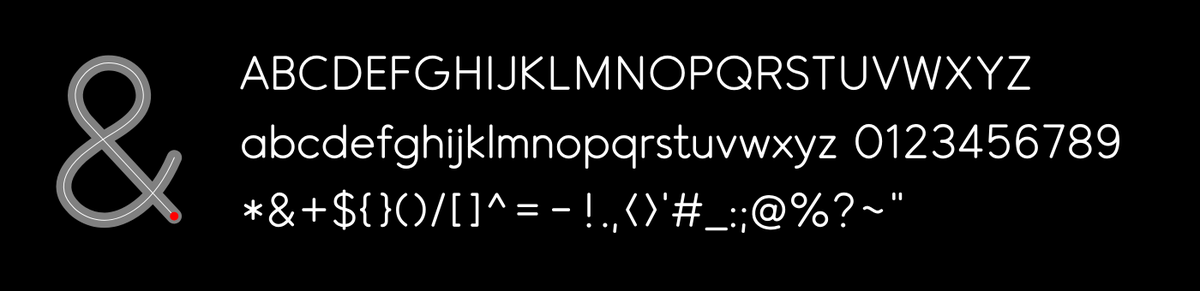
Frame 1 (no input)
Frame 60 (no input): identical to frame 1, image omitted
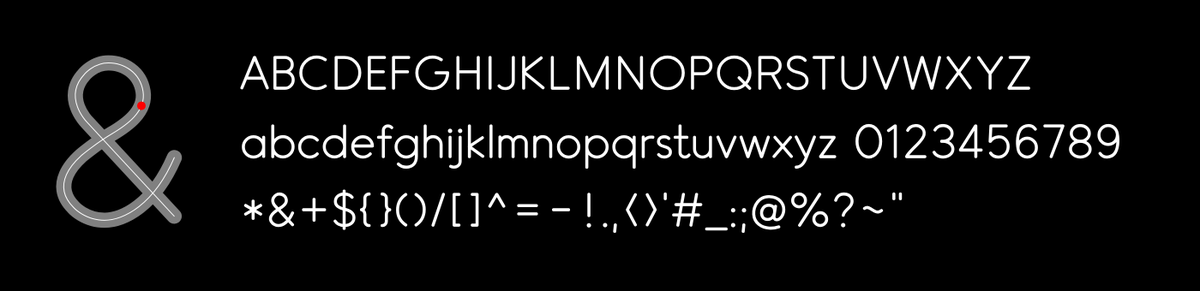
Frame 120 (the mouse pressed at the canvas centre since frame 60)

The p5.js sketch that drew these frames (run headless with seeded random() and noise() and a simulated clock; from frame 60 on, the mouse is pressed at the canvas centre):

// p5.js sketch
// ── sketch.js
// LeonSans — p5.js port
// Original LeonSans by Jongmin Kim, 2019: https://github.com/cmiscm/leonsans
// p5.js adaptation by Golan Levin, 2026
//
// LeonSans weight (1–900) controls both the Bezier geometry AND the line
// thickness — both are derived from the same 'weight' parameter.
// At low weight the letters are hairline thin; at high weight they are bold
// with noticeably different stroke contours (not just a thicker line).
// Font data (LEON_FONT) is loaded from fontData.js.


// ─── p5.js lifecycle ──────────────────────────────────────────────────────────
let weightSlider;
let roundCheckbox;

function setup() {
  createCanvas(1400, 340);
  pixelDensity(2);

  roundCheckbox = createCheckbox('', true);
  roundCheckbox.position(10, height + 12);
  roundCheckbox.changed(() => redraw());

  weightSlider = createSlider(1, 900, 400, 1);
  weightSlider.position(35, height + 12);
  weightSlider.style('width', 200 + 'px');
  weightSlider.input(() => redraw());
}

function draw() {
  background(0);

  const w = weightSlider.value(); // 1...900
  let DISPLAY_SIZE = 56; 
  let trk = 0; // tracking
  let byp = false; // bypass weight
  let rnd = roundCheckbox.checked(); // rounded endcaps
  
  stroke('white'); 
  drawLeon("ABCDEFGHIJKLMNOPQRSTUVWXYZ", 280, 60, DISPLAY_SIZE, w, trk, byp, rnd);
  drawLeon("abcdefghijklmnopqrstuvwxyz 0123456789", 280, 140, DISPLAY_SIZE, w, trk, byp, rnd);
  drawLeon("*&+${}()/[]^=-!.,<>'#_:;@%?~\"", 280, 220, DISPLAY_SIZE, w, trk, byp, rnd);

  stroke('gray');
  drawLeon("&", 50, 40, 280, w, 0, false, rnd);
  stroke('white');
  drawLeon("&", 50, 40, 280, w, 0, true, rnd);

  // Sample each stroke of the big '&' at a specified fraction, and draw a red dot.
  let mouseFrac = mouseY/height;
  const pts = getLeonGlyphPathPoints('&', 50, 40, 280, w, mouseFrac, rnd);
  noStroke();
  fill('red');
  for (const pt of pts) {
    circle(pt.x, pt.y, 10);
  }
}

//==============================================================================
// LEON SANS
// ─── Weight & scale constants (mirrored from src/core/util.js) ───────────────
const MIN_FONT_WEIGHT  = 1;
const MAX_FONT_WEIGHT  = 900;
const MAX_LINE_WIDTH   = 70;
const FONT_WEIGHT_LIMIT = 80;
const FR_1             = 1;      // font-ratio at thin weight
const FR_2             = 0.78;   // font-ratio at bold weight (slight compression)
const DEFAULT_FONT_SIZE = 500;   // design reference size
const RECT_RATIO       = 0.49;   // advance-width / design-unit conversion factor

// ─── Weight formula functions (from src/core/util.js) ────────────────────────

// Maps weight (1–900) → fontW (1–70), the internal stroke-width unit.
function getFontW(weight) {
  return (MAX_LINE_WIDTH - MIN_FONT_WEIGHT) / (MAX_FONT_WEIGHT - MIN_FONT_WEIGHT)
         * (weight - MIN_FONT_WEIGHT) + MIN_FONT_WEIGHT;
}

// Maps fontW → weightRatio (0–~0.86); drives Bezier control-point blending.
function getWeightRatio(fontW) {
  return fontW / (FONT_WEIGHT_LIMIT - MIN_FONT_WEIGHT);
}

// Maps fontW → arc-cap radius (4–58 design units).
function getCircleRound(fontW) {
  return (58 - 4) / (FONT_WEIGHT_LIMIT - MIN_FONT_WEIGHT) * (fontW - MIN_FONT_WEIGHT) + 4;
}

// Maps size (px) → scale factor relative to the 500-unit design grid.
function getLeoScale(size) { return size / DEFAULT_FONT_SIZE; }

// Maps weightRatio → slight horizontal compression at heavy weights.
function getFontRatio(wr) { return (FR_2 - FR_1) * wr + FR_1; }

// Canvas stroke width from fontW and scale.
function getLeoLineW(fontW, scale) { return Math.max(1, fontW * scale); }

// ─── Coordinate conversion (from src/core/vector.js) ─────────────────────────
// Each glyph vertex carries per-axis ratio values (v.ratio.x, v.ratio.y) that
// control how strongly that vertex responds to weight changes.  Vertices with
// ratio.x = 0 don't move horizontally as weight increases; ratio.x = 1 is full
// movement.  This is what makes the Bezier geometry morph with weight.

function cvtX(x, ratioX, range, scale, cx) {
  const rr = range.r  * ratioX;
  const gx = (range.gx2 - range.gx1) * rr + range.gx1;
  const fr = (range.fr2 - range.fr1) * rr + range.fr1;
  return cx + (x - gx) * scale * fr;
}

function cvtY(y, ratioY, range, scale, cy) {
  const rr = range.r  * ratioY;
  const gy = (range.gy2 - range.gy1) * rr + range.gy1;
  const fr = (range.fr2 - range.fr1) * rr + range.fr1;
  return cy + (y - gy) * scale * fr;
}

// ─── Cap-inset helpers ───────────────────────────────────────────────────────
// When roundCaps is true, each open stroke endpoint must be pulled inward by
// lineW/2 so the tip of the round endcap lands where the square cap would have.
// These helpers implement that trimming via arc-length walking + De Casteljau.

// Find Bezier parameter t such that arc-length from t=0 to t ≈ targetLen.
// For lines this is exact; for cubics a 20-step chord table is used.
function _tAtDist(seg, targetLen) {
  if (seg.type === 'l') {
    const d = Math.sqrt((seg.x2-seg.x1)**2 + (seg.y2-seg.y1)**2);
    return d > 0 ? Math.max(0, Math.min(1, targetLen / d)) : 0;
  }
  const STEPS = 20;
  let px = seg.x1, py = seg.y1, cum = 0;
  for (let i = 1; i <= STEPS; i++) {
    const u  = i / STEPS;
    const qx = bezierPoint(seg.x1, seg.x2, seg.x3, seg.x4, u);
    const qy = bezierPoint(seg.y1, seg.y2, seg.y3, seg.y4, u);
    const d  = Math.sqrt((qx-px)**2 + (qy-py)**2);
    if (cum + d >= targetLen) {
      const frac = d > 0 ? (targetLen - cum) / d : 0;
      return (i - 1 + frac) / STEPS;
    }
    cum += d; px = qx; py = qy;
  }
  return 1;
}

// De Casteljau: return the [startT, 1] portion of a segment.
function _segTrimFrom(seg, t) {
  if (t <= 0) return seg;
  if (seg.type === 'l') {
    return { type: 'l',
      x1: lerp(seg.x1, seg.x2, t), y1: lerp(seg.y1, seg.y2, t),
      x2: seg.x2, y2: seg.y2 };
  }
  const ax = lerp(seg.x1, seg.x2, t), ay = lerp(seg.y1, seg.y2, t); // P01
  const bx = lerp(seg.x2, seg.x3, t), by = lerp(seg.y2, seg.y3, t); // P12
  const cx = lerp(seg.x3, seg.x4, t), cy = lerp(seg.y3, seg.y4, t); // P23
  const dx = lerp(ax, bx, t),         dy = lerp(ay, by, t);          // P012
  const ex = lerp(bx, cx, t),         ey = lerp(by, cy, t);          // P123
  const fx = lerp(dx, ex, t),         fy = lerp(dy, ey, t);          // B(t)
  return { type: 'b', x1: fx, y1: fy, x2: ex, y2: ey, x3: cx, y3: cy, x4: seg.x4, y4: seg.y4 };
}

// De Casteljau: return the [0, endT] portion of a segment.
function _segTrimTo(seg, t) {
  if (t >= 1) return seg;
  if (seg.type === 'l') {
    return { type: 'l',
      x1: seg.x1, y1: seg.y1,
      x2: lerp(seg.x1, seg.x2, t), y2: lerp(seg.y1, seg.y2, t) };
  }
  const ax = lerp(seg.x1, seg.x2, t), ay = lerp(seg.y1, seg.y2, t); // P01
  const bx = lerp(seg.x2, seg.x3, t), by = lerp(seg.y2, seg.y3, t); // P12
  const cx = lerp(seg.x3, seg.x4, t), cy = lerp(seg.y3, seg.y4, t); // P23
  const dx = lerp(ax, bx, t),         dy = lerp(ay, by, t);          // P012
  const ex = lerp(bx, cx, t),         ey = lerp(by, cy, t);          // P123
  const fx = lerp(dx, ex, t),         fy = lerp(dy, ey, t);          // B(t)
  return { type: 'b', x1: seg.x1, y1: seg.y1, x2: ax, y2: ay, x3: dx, y3: dy, x4: fx, y4: fy };
}

// Trim `inset` pixels from both ends of a segment array via arc-length walking.
function _insetSegs(segs, inset) {
  let s = [...segs];
  let lens = s.map(seg => _leonSegLen(seg));
  const total = lens.reduce((a, b) => a + b, 0);
  if (total <= 2 * inset) return s;  // path too short — leave untouched

  // Trim start: walk `inset` px from the beginning.
  let rem = inset, i = 0;
  while (i < s.length - 1 && rem > lens[i]) { rem -= lens[i++]; }
  s[i] = _segTrimFrom(s[i], _tAtDist(s[i], rem));
  s = s.slice(i);

  // Trim end: walk `inset` px back from the new end.
  lens = s.map(seg => _leonSegLen(seg));
  const total2 = lens.reduce((a, b) => a + b, 0);
  const endTarget = total2 - inset;
  let cum = 0, j = 0;
  while (j < s.length - 1 && cum + lens[j] < endTarget) { cum += lens[j++]; }
  s[j] = _segTrimTo(s[j], _tAtDist(s[j], endTarget - cum));
  return s.slice(0, j + 1);
}

// Draw a pre-built segment array as a single open p5.js shape.
function _drawSegs(segs) {
  if (segs.length === 0) return;
  beginShape();
  vertex(segs[0].x1, segs[0].y1);
  for (const seg of segs) {
    if (seg.type === 'l') vertex(seg.x2, seg.y2);
    else                  bezierVertex(seg.x2, seg.y2, seg.x3, seg.y3, seg.x4, seg.y4);
  }
  endShape();
}

// ─── Glyph rendering ─────────────────────────────────────────────────────────
// Draws one LeonSans glyph at top-left position (charX, charY).
// capInset > 0 trims open stroke endpoints inward for round-cap compensation.
function drawLeonGlyph(t, charX, charY, range, scale, fontRatio, circleRound, capInset = 0) {
  const rectW = t.rect.w * RECT_RATIO * scale;
  const rectH = (t.rect.h + 220) * RECT_RATIO * scale;
  const cx = charX + rectW / 2;
  const cy = charY + (rectH - (220 - 90) * RECT_RATIO * scale) / 2;

  for (const path of t.p) {
    // Closed loops have no free endpoints — no cap overshoot to correct.
    // Paths containing 'a' arc-caps handle their own termination geometry.
    const isClosed = path.v.some(v => v.ratio.c);
    const hasArc   = path.v.some(v => v.type === 'a');
    const doInset  = capInset > 0 && !isClosed && !hasArc;

    let segs = [], prevX = 0, prevY = 0;

    const flushSegs = () => {
      if (segs.length === 0) return;
      let shouldInset = doInset;
      if (shouldInset) {
        // Geometric closure fallback: some loops (e.g. 'D') lack ratio.c but
        // return exactly to their 'm' anchor. Check last endpoint vs first anchor.
        const last = segs[segs.length - 1];
        const endX = last.type === 'l' ? last.x2 : last.x4;
        const endY = last.type === 'l' ? last.y2 : last.y4;
        if (Math.hypot(endX - segs[0].x1, endY - segs[0].y1) < 0.5) {
          shouldInset = false;
        }
      }
      _drawSegs(shouldInset ? _insetSegs(segs, capInset) : segs);
      segs = [];
    };

    for (const v of path.v) {
      const rx = v.ratio.x, ry = v.ratio.y;

      if (v.type === 'a') {
        flushSegs();
        const ax = cvtX(v.x, rx, range, scale, cx);
        const ay = cvtY(v.y, ry, range, scale, cy);
        const r  = Math.max(0.5, circleRound * scale * fontRatio);
        push(); strokeCap(ROUND); 
        strokeWeight(r * 2); point(ax, ay); pop();

      } else if (v.type === 'm') {
        flushSegs();
        prevX = cvtX(v.x, rx, range, scale, cx);
        prevY = cvtY(v.y, ry, range, scale, cy);

      } else if (v.type === 'l') {
        const lx = cvtX(v.x, rx, range, scale, cx);
        const ly = cvtY(v.y, ry, range, scale, cy);
        segs.push({ type: 'l', x1: prevX, y1: prevY, x2: lx, y2: ly });
        prevX = lx; prevY = ly;

      } else if (v.type === 'b') {
        // Cubic Bezier: v.x/y = cp1,  v.x2/y2 = cp2,  v.x3/y3 = endpoint.
        const bx1 = cvtX(v.x,  rx, range, scale, cx), by1 = cvtY(v.y,  ry, range, scale, cy);
        const bx2 = cvtX(v.x2, rx, range, scale, cx), by2 = cvtY(v.y2, ry, range, scale, cy);
        const bx3 = cvtX(v.x3, rx, range, scale, cx), by3 = cvtY(v.y3, ry, range, scale, cy);
        segs.push({ type: 'b', x1: prevX, y1: prevY, x2: bx1, y2: by1, x3: bx2, y3: by2, x4: bx3, y4: by3 });
        prevX = bx3; prevY = by3;
      }
    }
    flushSegs();
  }
}

// ─── String layout + rendering ────────────────────────────────────────────────
// Renders a string at (x, y) with the given size and LeonSans weight (1–900).
// tracking adjusts inter-character spacing (0 = default, positive = wider).
function drawLeon(str, x, y, size, weight, tracking = 0, bypassW = false, roundCaps = false) {
  const fontW       = getFontW(weight);
  const weightRatio = getWeightRatio(fontW);
  const circleRound = getCircleRound(fontW);
  const scale       = getLeoScale(size);
  const fontRatio   = getFontRatio(weightRatio);
  const trackingPx  = tracking * 50 * scale;
  const lineW       = getLeoLineW(fontW, scale);

  strokeWeight(bypassW ? 1 : lineW);
  strokeCap(roundCaps ? ROUND : SQUARE);
  strokeJoin(roundCaps ? ROUND : MITER); 
  noFill();

  // When round caps are active (and not in spine/bypassW mode), pull each open
  // stroke endpoint inward by lineW/2 so the semicircular cap tip lands exactly
  // where the square cap endpoint was.
  const capInset = (roundCaps /*&& !bypassW */) ? lineW / 2 : 0;

  let curX = x;
  for (const ch of str) {
    const t = LEON_FONT[ch] || LEON_FONT['tofu'];
    const range = {
      r:   weightRatio,
      cr:  circleRound,
      fr1: FR_1,
      fr2: FR_2,
      gx1: t.ratio.x1,
      gx2: t.ratio.x2,
      gy1: t.ratio.y1,
      gy2: t.ratio.y2,
    };
    drawLeonGlyph(t, curX, y, range, scale, fontRatio, circleRound, capInset);
    curX += t.rect.w * RECT_RATIO * scale + trackingPx;
  }
}

// Returns the total pixel width of a string at the given size.
function leonStringWidth(str, size) {
  const scale = getLeoScale(size);
  let w = 0;
  for (const ch of str) {
    const t = LEON_FONT[ch] || LEON_FONT['tofu'];
    w += t.rect.w * RECT_RATIO * scale;
  }
  return w;
}

// ─── Glyph path-point sampling ────────────────────────────────────────────────
// Arc-length of one segment (screen-space coordinates already converted).
// 'l' segments are exact; 'b' cubic Beziers are integrated numerically using
// p5's bezierPoint(), matching the approach in leonsans_source/src/core/length.js.
function _leonSegLen(seg) {
  if (seg.type === 'l') {
    const dx = seg.x2 - seg.x1, dy = seg.y2 - seg.y1;
    return Math.sqrt(dx * dx + dy * dy);
  }
  // Bezier: sum chord lengths across STEPS sub-intervals.
  const STEPS = 20;
  let len = 0, px = seg.x1, py = seg.y1;
  for (let i = 1; i <= STEPS; i++) {
    const u  = i / STEPS;
    const qx = bezierPoint(seg.x1, seg.x2, seg.x3, seg.x4, u);
    const qy = bezierPoint(seg.y1, seg.y2, seg.y3, seg.y4, u);
    const dx = qx - px, dy = qy - py;
    len += Math.sqrt(dx * dx + dy * dy);
    px = qx; py = qy;
  }
  return len;
}

// Sample segment at arc-length parameter u ∈ [0, 1].
// Note: u here is the Bezier curve parameter t, not a true arc-length fraction,
// but the difference is negligible given that _leonSegLen already normalises the
// distribution across segments by total arc-length.
function _leonSegSample(seg, u) {
  if (seg.type === 'l') {
    return { x: lerp(seg.x1, seg.x2, u), y: lerp(seg.y1, seg.y2, u) };
  }
  return {
    x: bezierPoint(seg.x1, seg.x2, seg.x3, seg.x4, u),
    y: bezierPoint(seg.y1, seg.y2, seg.y3, seg.y4, u),
  };
}

// Returns an array of {x, y} points — one per stroke sub-path in the glyph —
// each sampled at `percent` (0.0–1.0) of the way along that stroke's arc length.
// Arguments mirror drawLeon: charX/charY is the top-left cell position,
// size and weight are the same values passed to drawLeon.
// roundCaps must match the value passed to drawLeon so that percent=0 and
// percent=1 land at the inset endpoints of the drawn spine, not the raw endpoints.
function getLeonGlyphPathPoints(ch, charX, charY, size, weight, percent, roundCaps = false) {
  const fontW       = getFontW(weight);
  const weightRatio = getWeightRatio(fontW);
  const circleRound = getCircleRound(fontW);
  const scale       = getLeoScale(size);
  const fontRatio   = getFontRatio(weightRatio);
  const lineW       = getLeoLineW(fontW, scale);
  const capInset    = roundCaps ? lineW / 2 : 0;

  const t = LEON_FONT[ch] || LEON_FONT['tofu'];
  const range = {
    r:   weightRatio, cr: circleRound,
    fr1: FR_1,  fr2: FR_2,
    gx1: t.ratio.x1, gx2: t.ratio.x2,
    gy1: t.ratio.y1, gy2: t.ratio.y2,
  };

  const rectW = t.rect.w * RECT_RATIO * scale;
  const rectH = (t.rect.h + 220) * RECT_RATIO * scale;
  const cx = charX + rectW / 2;
  const cy = charY + (rectH - (220 - 90) * RECT_RATIO * scale) / 2;

  const result = [];

  for (const path of t.p) {
    const isClosed = path.v.some(v => v.ratio.c);
    const hasArc   = path.v.some(v => v.type === 'a');
    const doInset  = capInset > 0 && !isClosed && !hasArc;

    let segs = [], prevX = 0, prevY = 0;

    // Flush the current sub-path: apply inset if needed, then sample at percent.
    // Mirrors the flushSegs logic in drawLeonGlyph exactly.
    const flushAndSample = () => {
      if (segs.length === 0) return;
      let shouldInset = doInset;
      if (shouldInset) {
        const last = segs[segs.length - 1];
        const endX = last.type === 'l' ? last.x2 : last.x4;
        const endY = last.type === 'l' ? last.y2 : last.y4;
        if (Math.hypot(endX - segs[0].x1, endY - segs[0].y1) < 0.5) {
          shouldInset = false; // geometrically closed loop — no inset
        }
      }
      const finalSegs = shouldInset ? _insetSegs(segs, capInset) : segs;

      const lens  = finalSegs.map(s => _leonSegLen(s));
      const total = lens.reduce((a, b) => a + b, 0);
      segs = [];
      if (total === 0) return;

      let remaining = Math.max(0, Math.min(1, percent)) * total;
      for (let i = 0; i < finalSegs.length; i++) {
        if (i === finalSegs.length - 1 || remaining <= lens[i]) {
          const u = lens[i] > 0 ? Math.max(0, Math.min(1, remaining / lens[i])) : 0;
          result.push(_leonSegSample(finalSegs[i], u));
          break;
        }
        remaining -= lens[i];
      }
    };

    for (const v of path.v) {
      const rx = v.ratio.x, ry = v.ratio.y;
      if (v.type === 'a') {
        flushAndSample(); // 'a' arc caps are single-point terminals — not sampled
      } else if (v.type === 'm') {
        flushAndSample();
        prevX = cvtX(v.x, rx, range, scale, cx);
        prevY = cvtY(v.y, ry, range, scale, cy);
      } else if (v.type === 'l') {
        const lx = cvtX(v.x, rx, range, scale, cx);
        const ly = cvtY(v.y, ry, range, scale, cy);
        segs.push({ type: 'l', x1: prevX, y1: prevY, x2: lx, y2: ly });
        prevX = lx; prevY = ly;
      } else if (v.type === 'b') {
        const bx1 = cvtX(v.x,  rx, range, scale, cx), by1 = cvtY(v.y,  ry, range, scale, cy);
        const bx2 = cvtX(v.x2, rx, range, scale, cx), by2 = cvtY(v.y2, ry, range, scale, cy);
        const bx3 = cvtX(v.x3, rx, range, scale, cx), by3 = cvtY(v.y3, ry, range, scale, cy);
        segs.push({ type: 'b', x1: prevX, y1: prevY, x2: bx1, y2: by1, x3: bx2, y3: by2, x4: bx3, y4: by3 });
        prevX = bx3; prevY = by3;
      }
    }
    flushAndSample();
  }
  return result;
}


// ── fontData.js
// LeonSans font data — converted from ES module format for plain p5.js use.
// Original LeonSans by Jongmin Kim: https://github.com/cmiscm/leonsans
// Conversion: stripped ES module syntax; generateFontData/setCenter produce
// plain JS objects (no Vector class needed at data-load time).

// ─── Shared constants (from src/font/util.js) ────────────────────────────────
const ROTATE_HORIZONTAL = Math.PI;          // 180°
const ROTATE_VERTICAL   = Math.PI / 2;     // 90°
const ROTATE_NONE       = -100;
const VERTEX_GAP        = 3;
const VERTEX_GAP2       = 1.5;
const FONT_HEIGHT       = 824;
const TOFU              = 'tofu';

// ─── Geometry helpers (from src/font/util.js + src/core/paths.js) ────────────
function getR(x1, y1, x2, y2) {
    return -Math.atan2(x1 - x2, y1 - y2);
}

function _bezierTangent(a, b, c, d, t) {
    return 3*(1-t)*(1-t)*(b-a) + 6*(1-t)*t*(c-b) + 3*t*t*(d-c);
}

function getCurveR(x1, y1, x2, y2, x3, y3, x4, y4, t) {
    const dx = _bezierTangent(x1, x2, x3, x4, t);
    const dy = _bezierTangent(y1, y2, y3, y4, t);
    return -Math.atan2(dx, dy);
}

// ─── Font data helpers (adapted from src/font/util.js) ───────────────────────
// setCenter: shifts all vertex coords so the glyph is centered at (0,0),
// and returns plain objects {type, x, y, x2, y2, x3, y3, ratio}.
function _setCenter(arr, fw, fh) {
    const cx = fw / 2, cy = fh / 2;
    const result = [];
    for (const mp of arr) {
        const type = mp[0];
        const obj = { type, x: mp[1] - cx, y: mp[2] - cy,
                      x2: 0, y2: 0, x3: 0, y3: 0, ratio: {} };
        let r;
        if (type === 'b') {
            obj.x2 = mp[3] - cx; obj.y2 = mp[4] - cy;
            obj.x3 = mp[5] - cx; obj.y3 = mp[6] - cy;
            r = mp[7] || {};
        } else {
            r = mp[3] || {};
        }
        obj.ratio = {
            x: (r.x == null) ? 1 : r.x,
            y: (r.y == null) ? 1 : r.y,
            r: r.r || 0,
            p: r.p || 0,
            f: r.f || 0,
            c: r.c || 0,
            v: r.v || 0,
        };
        result.push(obj);
    }
    return result;
}

// generateFontData: creates a character definition with pre-centered vertices.
function generateFontData(w, fw, fh, x1, x2, y1, y2, paths) {
    const p = paths.map(path => ({
        d: path.d,
        v: _setCenter(path.v, fw, fh),
    }));
    const obj = {
        rect:  { w, h: FONT_HEIGHT, fw, fh },
        ratio: { x1, x2, y1, y2 },
        p,
        clone() {
            return {
                rect:  { ...obj.rect },
                ratio: { ...obj.ratio },
                p: obj.p.map(path => ({
                    d: path.d,
                    v: path.v.map(v => ({ ...v, ratio: { ...v.ratio } })),
                })),
            };
        },
    };
    return obj;
}

// ─── Font data (UPPER / LOWER / NUMBER / SPECIAL) ────────────────────────────


// ── upper.js ──────────────────────────────────────────────────────────────

const DATA_UA = [{
        d: -1,
        v: [
            ['m', 0, 352, {
                x: 0.55,
                y: 0.3,
                r: getR(0, 352, 145 - VERTEX_GAP2, 0),
            }],
            ['l', 145 - VERTEX_GAP2, 0, {
                r: getR(0, 352, 145 - VERTEX_GAP2, 0),
                f: 1
            }],
            ['l', 145 + VERTEX_GAP2, 0, {
                r: getR(290, 352, 145 + VERTEX_GAP2, 0),
                f: 1,
                v: 1
            }],
            ['l', 290, 352, {
                x: 0.55,
                y: 0.3,
                f: 1
            }],
        ]
    },
    {
        d: -1,
        v: [
            ['m', 47, 237, {
                r: ROTATE_VERTICAL,
                p: 1
            }],
            ['l', 243, 237, {
                r: ROTATE_VERTICAL,
                p: 1,
                f: 1,
            }],
        ]
    }
];

const DATA_UC = [{
    d: 1,
    v: [
        ['m', 293.1, 320.1, {
            r: getCurveR(293.1, 320.1, 262.2, 345, 222.8, 360, 180, 360, 0),
            f: 1
        }],
        ['b', 262.2, 345, 222.8, 360, 180, 360],
        ['b', 80.6, 360, 0, 279.4, 0, 180],
        ['b', 0, 80.6, 80.6, 0, 180, 0],
        ['b', 222.8, 0, 262.2, 15, 293.1, 39.9],
    ]
}];

const DATA_UD = [{
    d: -1,
    v: [
        ['m', 95, 352, {
            r: ROTATE_VERTICAL,
            f: 1
        }],
        ['b', 191.6, 352, 270, 271.6, 270, 175, {
            r: ROTATE_HORIZONTAL
        }],
        ['b', 270, 78.4, 191.6, 0, 95, 0, {
            r: ROTATE_VERTICAL
        }],
        ['l', 0, 0, {
            r: ROTATE_HORIZONTAL,
            f: 1
        }],
        ['l', 0, 352, {
            r: ROTATE_HORIZONTAL,
            f: 1
        }],
        ['l', 95, 352, {
            r: ROTATE_VERTICAL,
            f: 1
        }],
    ]
}];

const DATA_UE = [{
        d: -1,
        v: [
            ['m', 192, 0, {
                x: 0,
                r: ROTATE_VERTICAL,
            }],
            ['l', 0, 0, {
                r: ROTATE_HORIZONTAL,
                f: 1,
                x: 0.5
            }],
            ['l', 0, 352, {
                f: 1,
                x: 0.5
            }],
            ['l', 192, 352, {
                x: 0,
                r: ROTATE_VERTICAL,
                f: 1
            }],
        ]
    },
    {
        d: -1,
        v: [
            ['m', 0, 164, {
                r: ROTATE_VERTICAL,
                p: 1,
                x: 0.5
            }],
            ['l', 180, 164, {
                x: 0,
                r: ROTATE_VERTICAL,
                f: 1
            }],
        ]
    }
];

const DATA_UG = [{
    d: 1,
    v: [
        ['m', 202, 180, {
            r: ROTATE_VERTICAL,
            f: 1
        }],
        ['l', 352, 180, {
            f: 1
        }],
        ['b', 352, 279.4, 279.4, 360, 180, 360, {
            r: ROTATE_VERTICAL
        }],
        ['b', 80.6, 360, 0, 279.4, 0, 180, {
            r: ROTATE_HORIZONTAL
        }],
        ['b', 0, 80.6, 80.6, 0, 180, 0, {
            r: ROTATE_VERTICAL
        }],
        ['b', 222.8, 0, 262.1, 14.9, 293, 39.9],
    ]
}];

const DATA_UH = [{
        d: -1,
        v: [
            ['m', 0, 0, {
                y: 0,
                r: ROTATE_HORIZONTAL
            }],
            ['l', 0, 352, {
                y: 0,
                r: ROTATE_HORIZONTAL,
                f: 1
            }],
        ]
    },
    {
        d: -1,
        v: [
            ['m', 232, 0, {
                y: 0,
                r: ROTATE_HORIZONTAL
            }],
            ['l', 232, 352, {
                y: 0,
                r: ROTATE_HORIZONTAL,
                f: 1
            }],
        ]
    },
    {
        d: -1,
        v: [
            ['m', 0, 164, {
                r: ROTATE_VERTICAL,
                p: 1
            }],
            ['l', 232, 164, {
                r: ROTATE_VERTICAL,
                f: 1,
                p: 1
            }],
        ]
    }
];

const DATA_UI = [{
    d: 1,
    v: [
        ['m', 0, 352, {
            y: 0,
            r: ROTATE_HORIZONTAL,
            f: 1
        }],
        ['l', 0, 0, {
            y: 0,
            r: ROTATE_HORIZONTAL
        }],
    ]
}];

const DATA_UJ = [{
    d: 1,
    v: [
        ['m', 0, 310.5 + 0.5, {
            r: getCurveR(0, 310.5 + 0.5, 16.2, 341.1 + 0.5, 49.3, 355.5 + 0.5, 86, 355.5 + 0.5, 0),
            f: 1
        }],
        ['b', 16.2, 341.1 + 0.5, 49.3, 355.5 + 0.5, 86, 355.5 + 0.5, {
            r: ROTATE_VERTICAL
        }],
        ['b', 133.5, 355.5 + 0.5, 172, 317 + 0.5, 172, 269.5 + 0.5],
        ['l', 172.5, 0, {
            y: 0,
            r: ROTATE_HORIZONTAL
        }],
    ]
}];

const DATA_UN = [{
    d: -1,
    v: [
        ['m', 0, 352, {
            y: 0,
            r: ROTATE_HORIZONTAL
        }],
        ['l', 0, 0, {
            r: ROTATE_HORIZONTAL,
            f: 1
        }],
        ['l', 0 + VERTEX_GAP, 0, {
            r: ROTATE_HORIZONTAL,
            p: 1,
            f: 1,
            v: 1
        }],
        ['l', 250 - VERTEX_GAP, 351, {
            r: ROTATE_HORIZONTAL,
            p: 1,
            f: 1
        }],
        ['l', 250, 351, {
            r: ROTATE_HORIZONTAL,
            f: 1,
            v: 1
        }],
        ['l', 250, 0, {
            y: 0,
            r: ROTATE_HORIZONTAL,
            f: 1
        }],
    ]
}];

const DATA_UO = [{
    d: 1,
    v: [
        ['m', 360, 180, {
            r: ROTATE_HORIZONTAL,
            p: 1,
            f: 1
        }],
        ['b', 360, 279.4, 279.4, 360, 180, 360, {
            r: ROTATE_VERTICAL
        }],
        ['b', 80.6, 360, 0, 279.4, 0, 180, {
            r: ROTATE_HORIZONTAL
        }],
        ['b', 0, 80.6, 80.6, 0, 180, 0, {
            r: ROTATE_VERTICAL
        }],
        ['b', 279.4, 0, 360, 80.6, 360, 180, {
            r: ROTATE_HORIZONTAL,
            c: 1
        }],
    ]
}];

const DATA_US = [{
    d: 1,
    v: [
        ['m', 0, 295.4, {
            r: getCurveR(0, 295.4, 17.6, 332.1, 58.3, 360, 110.3, 360, 0),
            f: 1
        }],
        ['b', 17.6, 332.1, 58.3, 360, 110.3, 360],
        ['b', 173.9, 360, 223.8, 329.6, 224, 271],
        ['b', 224.2, 214.7, 180.7, 189.6, 112.4, 173.3],
        ['b', 47.3, 157.7, 10.9, 130.6, 12, 84.4],
        ['b', 13.3, 29.8, 57.3, 0, 114.8, 0],
        ['b', 158.4, 0, 196.5, 20.5, 212, 51.3],
    ]
}];

const DATA_UU = [{
    d: 1,
    v: [
        ['m', 250, 0, {
            y: 0,
            r: ROTATE_HORIZONTAL
        }],
        ['l', 250, 230 + 1, {
            r: ROTATE_HORIZONTAL
        }],
        ['b', 250, 299 + 1, 194, 355 + 1, 125, 355 + 1, {
            r: ROTATE_VERTICAL
        }],
        ['b', 56, 355 + 1, 0, 299 + 1, 0, 230 + 1, {
            r: ROTATE_HORIZONTAL
        }],
        ['l', 0, 0, {
            y: 0,
            r: ROTATE_HORIZONTAL
        }],
    ]
}];

const DATA_UY = [{
        d: -1,
        v: [
            ['m', 0, 0, {
                x: 0.6,
                y: 0.3,
                r: getR(0, 0, 135, 186),
            }],
            ['l', 135, 186, {
                r: ROTATE_HORIZONTAL,
                f: 1
            }],
            ['l', 270, 0, {
                x: 0.6,
                y: 0.3,
                f: 1
            }]
        ]
    },
    {
        d: -1,
        v: [
            ['m', 135, 186, {
                r: ROTATE_HORIZONTAL,
                p: 1
            }],
            ['l', 135, 352, {
                y: 0,
                f: 1
            }],
        ]
    }
];

const UPPER = {
    'A': generateFontData(
        620, 290, 352,
        0, 0, 0, 0,
        JSON.parse(JSON.stringify(DATA_UA))
    ),
    'B': generateFontData(
        596, 209, 352,
        -10, -10, 0, 0,
        [{
            d: 1,
            v: [
                ['m', 0, 164, {
                    r: ROTATE_VERTICAL,
                    p: 1
                }],
                ['l', 116, 164, {
                    r: ROTATE_VERTICAL,
                    p: 1,
                    f: 1
                }],
                ['b', 167.4, 164, 209, 205.6, 209, 257, {
                    r: ROTATE_HORIZONTAL
                }],
                ['b', 209, 308.4, 167.4, 352, 116, 352, {
                    r: ROTATE_VERTICAL
                }],
                ['l', 0, 352, {
                    r: ROTATE_HORIZONTAL,
                    f: 1
                }],
                ['l', 0, 0, {
                    r: ROTATE_HORIZONTAL,
                    f: 1
                }],
                ['l', 116, 0, {
                    r: ROTATE_VERTICAL
                }],
                ['b', 161.3, 0, 198, 36.7, 198, 82, {
                    r: ROTATE_HORIZONTAL
                }],
                ['b', 198, 127.3, 161.3, 164, 116, 164, {
                    r: ROTATE_VERTICAL
                }]
            ]
        }]
    ),
    'C': generateFontData(
        700, 293.1, 360,
        0, 0, 0, 0,
        JSON.parse(JSON.stringify(DATA_UC))
    ),
    'D': generateFontData(
        721, 270, 352,
        -10, -10, 0, 0,
        JSON.parse(JSON.stringify(DATA_UD))
    ),
    'E': generateFontData(
        520, 192, 352,
        -5, -80, 0, 0,
        JSON.parse(JSON.stringify(DATA_UE))
    ),
    'F': generateFontData(
        510, 192, 352,
        -5, -80, 0, 0,
        [{
                d: -1,
                v: [
                    ['m', 192, 0, {
                        x: 0,
                        r: ROTATE_VERTICAL,
                    }],
                    ['l', 0, 0, {
                        r: ROTATE_HORIZONTAL,
                        f: 1,
                        x: 0.5
                    }],
                    ['l', 0, 352, {
                        y: 0,
                        f: 1,
                        x: 0.5
                    }],
                ]
            },
            {
                d: -1,
                v: [
                    ['m', 0, 164, {
                        r: ROTATE_VERTICAL,
                        p: 1,
                        x: 0.5
                    }],
                    ['l', 180, 164, {
                        x: 0,
                        r: ROTATE_VERTICAL,
                        f: 1
                    }],
                ]
            }
        ]
    ),
    'G': generateFontData(
        840, 352, 360,
        0, 0, 0, 0,
        JSON.parse(JSON.stringify(DATA_UG))
    ),
    'H': generateFontData(
        684, 232, 352,
        0, 0, 0, 0,
        JSON.parse(JSON.stringify(DATA_UH))
    ),
    'I': generateFontData(
        249, 0, 352,
        0, 0, 0, 0,
        JSON.parse(JSON.stringify(DATA_UI))
    ),
    'J': generateFontData(
        472, 172.5, 355.5,
        10, 20, -2, -2,
        JSON.parse(JSON.stringify(DATA_UJ))
    ),
    'K': generateFontData(
        616, 232, 352,
        -10, -20, 0, 0,
        [{
                d: -1,
                v: [
                    ['m', 0, 0, {
                        y: 0,
                        r: ROTATE_HORIZONTAL
                    }],
                    ['l', 0, 352, {
                        y: 0,
                        r: ROTATE_HORIZONTAL,
                        f: 1
                    }],
                ]
            },
            {
                d: -1,
                v: [
                    ['m', 212, 0, {
                        x: 0.7,
                        y: 0.7,
                        r: getR(212, 0, 0, 164 - VERTEX_GAP2),
                    }],
                    ['l', 0, 164 - VERTEX_GAP2, {
                        r: ROTATE_VERTICAL,
                        p: 1
                    }],
                    ['l', 0, 164 + VERTEX_GAP2, {
                        r: ROTATE_VERTICAL,
                        p: 1,
                        v: 1
                    }],
                    ['l', 232, 352, {
                        x: 0.7,
                        y: 0.7,
                        f: 1
                    }],
                ]
            }
        ]
    ),
    'L': generateFontData(
        529, 192, 352,
        -10, -20, 0, 0,
        [{
            d: -1,
            v: [
                ['m', 0, 0, {
                    y: 0
                }],
                ['l', 0, 352, {
                    f: 1
                }],
                ['l', 192, 352, {
                    x: 0,
                    f: 1
                }],
            ]
        }]
    ),
    'M': generateFontData(
        885, 330, 352,
        0, 0, 0, 0,
        [{
            d: -1,
            v: [
                ['m', 0, 352, {
                    y: 0,
                    r: ROTATE_HORIZONTAL
                }],
                ['l', 0, 0, {
                    r: ROTATE_HORIZONTAL,
                    f: 1
                }],
                ['l', 0 + VERTEX_GAP, 0, {
                    r: ROTATE_HORIZONTAL,
                    p: 1,
                    f: 1,
                    v: 1
                }],
                ['l', 165 - VERTEX_GAP2, 330, {
                    r: getR(165 - VERTEX_GAP2, 330, 165 - VERTEX_GAP2, 330),
                    f: 1
                }],
                ['l', 165 + VERTEX_GAP2, 330, {
                    r: getR(165 + VERTEX_GAP2, 330, 330 - VERTEX_GAP, 0),
                    f: 1,
                    v: 1
                }],
                ['l', 330 - VERTEX_GAP, 0, {
                    r: ROTATE_HORIZONTAL,
                    p: 1,
                    f: 1
                }],
                ['l', 330, 0, {
                    r: ROTATE_HORIZONTAL,
                    f: 1,
                    v: 1
                }],
                ['l', 330, 352, {
                    y: 0,
                    r: ROTATE_HORIZONTAL,
                    f: 1
                }],
            ]
        }]
    ),
    'N': generateFontData(
        721, 250, 352,
        0, 0, 0, 0,
        JSON.parse(JSON.stringify(DATA_UN))
    ),
    'O': generateFontData(
        850, 360, 360,
        0, 0, 0, 0,
        JSON.parse(JSON.stringify(DATA_UO))
    ),
    'P': generateFontData(
        568, 210, 352,
        -10, -10, -0.5, -0.5,
        [{
            d: 1,
            v: [
                ['m', 0, 352, {
                    y: 0,
                    f: 1
                }],
                ['l', 0, 0, {
                    f: 1
                }],
                ['l', 117, 0, {
                    r: ROTATE_VERTICAL
                }],
                ['b', 168.4, 0, 210, 41.6, 210, 93, {
                    r: ROTATE_HORIZONTAL
                }],
                ['b', 210, 144.4, 168.4, 186, 117, 186, {
                    r: ROTATE_VERTICAL
                }],
                ['l', 0, 186, {
                    r: ROTATE_VERTICAL,
                    p: 1
                }],
            ]
        }]
    ),
    'Q': generateFontData(
        850, 360, 360,
        0, 0, 0, 0,
        [{
                d: -1,
                v: [
                    ['m', 360, 180, {
                        r: ROTATE_VERTICAL,
                        p: 1,
                        f: 1
                    }],
                    ['b', 360, 80.6, 279.4, 0, 180, 0, {
                        r: ROTATE_VERTICAL
                    }],
                    ['b', 80.6, 0, 0, 80.6, 0, 180, {
                        r: ROTATE_HORIZONTAL
                    }],
                    ['b', 0, 279.4, 80.6, 360, 180, 360, {
                        r: ROTATE_VERTICAL
                    }],
                    ['b', 279.4, 360, 360, 279.4, 360, 180, {
                        r: ROTATE_HORIZONTAL,
                        c: 1,
                        f: 1
                    }],
                ]
            },
            {
                d: -1,
                v: [
                    ['m', 222, 222, {
                        x: 0.5,
                        y: 0.5,
                        r: getR(222, 222, 360, 360),
                    }],
                    ['l', 360, 360, {
                        x: 0.5,
                        y: 0.5,
                        f: 1
                    }]
                ]
            }
        ]
    ),
    'R': generateFontData(
        634, 232, 352,
        -10, -10, -0.5, -0.5,
        [{
                d: -1,
                v: [
                    ['m', 0, 186, {
                        r: ROTATE_VERTICAL,
                        p: 1
                    }],
                    ['l', 139, 186, {
                        r: ROTATE_VERTICAL
                    }],
                    ['b', 190.4, 186, 232, 144.4, 232, 93, {
                        r: ROTATE_HORIZONTAL
                    }],
                    ['b', 232, 41.6, 190.4, 0, 139, 0, {
                        r: ROTATE_VERTICAL
                    }],
                    ['l', 0, 0, {
                        r: ROTATE_HORIZONTAL,
                        f: 1
                    }],
                    ['l', 0, 352, {
                        y: 0,
                        f: 1
                    }],
                ]
            },
            {
                d: -1,
                v: [
                    ['m', 139, 186, {
                        p: 1,
                        r: getR(139, 186, 232, 352),
                    }],
                    ['l', 232, 352, {
                        x: 0.5,
                        y: 0.39,
                        f: 1
                    }],
                ]
            }
        ]
    ),
    'S': generateFontData(
        560, 224, 360,
        0, 0, 0, 0,
        JSON.parse(JSON.stringify(DATA_US))
    ),
    'T': generateFontData(
        568, 232, 352,
        0, 0, -0.5, -0.5,
        [{
                d: -1,
                v: [
                    ['m', 0, 0, {
                        x: 0,
                        r: ROTATE_VERTICAL
                    }],
                    ['l', 232, 0, {
                        x: 0,
                        r: ROTATE_VERTICAL,
                        f: 1
                    }],
                ]
            },
            {
                d: -1,
                v: [
                    ['m', 116, 0, {
                        r: ROTATE_HORIZONTAL,
                        p: 1
                    }],
                    ['l', 116, 352, {
                        y: 0,
                        r: ROTATE_HORIZONTAL,
                        f: 1
                    }],
                ]
            }
        ]
    ),
    'U': generateFontData(
        712, 250, 355,
        0, 0, -0.5, -0.5,
        JSON.parse(JSON.stringify(DATA_UU))
    ),
    'V': generateFontData(
        650, 270, 352,
        0, 0, 0, 0,
        [{
            d: -1,
            v: [
                ['m', 0, 0, {
                    x: 0.6,
                    y: 0.1,
                    r: getR(0, 0, 135 - VERTEX_GAP2, 352),
                }],
                ['l', 135 - VERTEX_GAP2, 352, {
                    r: getR(0, 0, 135 - VERTEX_GAP2, 352),
                    f: 1
                }],
                ['l', 135 + VERTEX_GAP2, 352, {
                    r: getR(135 + VERTEX_GAP2, 352, 270, 0),
                    f: 1,
                    v: 1
                }],
                ['l', 270, 0, {
                    x: 0.6,
                    y: 0.1,
                    f: 1
                }],
            ]
        }]
    ),
    'W': generateFontData(
        894, 390, 352,
        0, 0, 0, 0,
        [{
            d: -1,
            v: [
                ['m', 0, 0, {
                    x: 0.6,
                    y: 0.05,
                    r: getR(0, 0, 86 - VERTEX_GAP2, 352),
                }],
                ['l', 86 - VERTEX_GAP2, 352, {
                    r: getR(0, 0, 86 - VERTEX_GAP2, 352),
                    f: 1
                }],
                ['l', 86 + VERTEX_GAP2, 352, {
                    r: getR(86 + VERTEX_GAP2, 352, 195 - VERTEX_GAP2, 0),
                    f: 1,
                    v: 1
                }],
                ['l', 195 - VERTEX_GAP2, 0, {
                    r: getR(86 + VERTEX_GAP2, 352, 195 - VERTEX_GAP2, 0),
                    f: 1
                }],
                ['l', 195 + VERTEX_GAP2, 0, {
                    r: getR(195 + VERTEX_GAP2, 0, 304 - VERTEX_GAP2, 352),
                    f: 1,
                    v: 1
                }],
                ['l', 304 - VERTEX_GAP2, 352, {
                    r: getR(195 + VERTEX_GAP2, 0, 304 - VERTEX_GAP2, 352),
                    f: 1
                }],
                ['l', 304 + VERTEX_GAP2, 352, {
                    r: getR(304 + VERTEX_GAP2, 352, 390, 0),
                    f: 1,
                    v: 1
                }],
                ['l', 390, 0, {
                    x: 0.6,
                    y: 0.05,
                    f: 1
                }],
            ]
        }]
    ),
    'X': generateFontData(
        660, 270, 352,
        0, 0, 0, -7,
        [{
                d: -1,
                v: [
                    ['m', 10, 0, {
                        x: 0.5,
                        y: 0.3,
                        r: getR(10, 0, 270, 352),
                    }],
                    ['l', 270, 352, {
                        x: 0.5,
                        y: 0.5,
                        f: 1
                    }]
                ]
            },
            {
                d: -1,
                v: [
                    ['m', 260, 0, {
                        x: 0.5,
                        y: 0.3,
                        r: getR(260, 0, 0, 352),
                    }],
                    ['l', 0, 352, {
                        x: 0.5,
                        y: 0.5,
                        f: 1
                    }]
                ]
            }
        ]
    ),
    'Y': generateFontData(
        673, 270, 352,
        0, 0, 0, 0,
        JSON.parse(JSON.stringify(DATA_UY))
    ),
    'Z': generateFontData(
        558, 232, 352,
        0, -5, 0, 0,
        [{
            d: -1,
            v: [
                ['m', 8, 0, {
                    x: 0,
                    r: ROTATE_VERTICAL
                }],
                ['l', 224, 0, {
                    r: ROTATE_VERTICAL,
                    f: 1
                }],
                ['l', 224, 0 + VERTEX_GAP, {
                    r: ROTATE_HORIZONTAL,
                    p: 1,
                    v: 1
                }],
                ['l', 0, 352 - VERTEX_GAP, {
                    r: ROTATE_HORIZONTAL,
                    p: 1
                }],
                ['l', 0, 352, {
                    r: ROTATE_VERTICAL,
                    f: 1,
                    v: 1
                }],
                ['l', 232, 352, {
                    x: 0,
                    r: ROTATE_VERTICAL,
                    f: 1
                }]
            ]
        }]
    )
};



// ── lower.js ──────────────────────────────────────────────────────────────

const DATA_LA = [{
    d: -1,
    v: [
        ['m', 232, 8, {
            y: -3.4,
            r: ROTATE_HORIZONTAL
        }],
        ['l', 232, 116, {
            r: ROTATE_NONE
        }],
        ['b', 232, 180.1, 180.1, 232, 116, 232, {
            r: ROTATE_VERTICAL
        }],
        ['b', 51.9, 232, 0, 180.1, 0, 116, {
            r: ROTATE_HORIZONTAL
        }],
        ['b', 0, 51.9, 51.9, 0, 116, 0, {
            r: ROTATE_VERTICAL
        }],
        ['b', 180.1, 0, 232, 51.9, 232, 116, {
            r: ROTATE_HORIZONTAL
        }],
        ['l', 232, 224, {
            y: -0.1,
            r: ROTATE_HORIZONTAL,
            f: 1
        }]
    ]
}];

const DATA_LC = [{
    d: 1,
    v: [
        ['m', 212.1, 182.9, {
            r: getCurveR(212.1, 182.9, 191.1, 213.2, 156.1, 233.1, 116.5, 233.1, 0),
            f: 1
        }],
        ['b', 191.1, 213.2, 156.1, 233.1, 116.5, 233.1, {
            r: ROTATE_VERTICAL
        }],
        ['b', 52.4, 233.1, 0.5, 181.2, 0.5, 117.1, {
            r: ROTATE_HORIZONTAL
        }],
        ['b', 0.5, 53, 52.4, 1.1, 116.5, 1.1, {
            r: ROTATE_VERTICAL
        }],
        ['b', 156.1, 1.1, 191.1, 21, 212.1, 51.3],
    ]
}];

const DATA_LD = [{
    d: -1,
    v: [
        ['m', 232, 0, {
            y: 0
        }],
        ['l', 232, 116 + 123, {
            r: ROTATE_NONE
        }],
        ['b', 232, 180.1 + 123, 180.1, 232 + 123, 116, 232 + 123, {
            r: ROTATE_VERTICAL
        }],
        ['b', 51.9, 232 + 123, 0, 180.1 + 123, 0, 116 + 123, {
            r: ROTATE_HORIZONTAL
        }],
        ['b', 0, 51.9 + 123, 51.9, 0 + 123, 116, 0 + 123, {
            r: ROTATE_VERTICAL
        }],
        ['b', 180.1, 0 + 123, 232, 51.9 + 123, 232, 116 + 123, {
            r: ROTATE_HORIZONTAL
        }],
        ['l', 232, 352, {
            y: 0,
            f: 1
        }],
    ]
}];

const DATA_LE = [{
    d: 1,
    v: [
        ['m', 211.6, 182.9, {
            r: getCurveR(211.6, 182.9, 191.1, 213.2, 156.1, 233.1, 116.5, 233.1, 0),
            f: 1
        }],
        ['b', 191.1, 213.2, 156.1, 233.1, 116.5, 233.1, {
            r: ROTATE_VERTICAL
        }],
        ['b', 52.4, 233.1, 0.5, 181.2, 0.5, 117.1, {
            r: ROTATE_HORIZONTAL
        }],
        ['b', 0.5, 53, 52.4, 1.1, 116.5, 1.1, {
            r: ROTATE_VERTICAL
        }],
        ['b', 176.4, 1.1, 224.9, 47.2, 225.5, 106.1, {
            r: ROTATE_HORIZONTAL
        }],
        ['l', 0.5, 106.1, {
            r: ROTATE_HORIZONTAL,
            p: 1
        }],
    ]
}];

const DATA_LG = [{
    d: -1,
    v: [
        ['m', 232, 5, {
            y: -2.8
        }],
        ['l', 232, 116, {
            r: ROTATE_NONE
        }],
        ['b', 232, 180.1, 180.1, 232, 116, 232, {
            r: ROTATE_VERTICAL
        }],
        ['b', 51.9, 232, 0, 180.1, 0, 116, {
            r: ROTATE_HORIZONTAL
        }],
        ['b', 0, 51.9, 51.9, 0, 116, 0, {
            r: ROTATE_VERTICAL
        }],
        ['b', 180.1, 0, 232, 51.9, 232, 116, {
            r: ROTATE_HORIZONTAL
        }],
        ['l', 232, 222],
        ['b', 234.5, 300.3, 180.2, 338.5, 116, 338, {
            y: 0.64,
            r: ROTATE_VERTICAL
        }],
        ['b', 76.2, 337.7, 36.6, 320.7, 15.7, 290.1, {
            y: 0.64,
            f: 1
        }],
    ]
}];

const DATA_LH = [{
    d: -1,
    v: [
        ['m', 0, 0, {
            y: 0,
            r: ROTATE_HORIZONTAL
        }],
        ['l', 0, 352, {
            y: 0,
            f: 1
        }],
    ]
}, {
    d: -1,
    v: [
        ['m', 0, 91 + 123, {
            r: ROTATE_NONE
        }],
        ['b', 0, 40.7 + 123, 40.7, 0 + 123, 91, 0 + 123, {
            r: ROTATE_VERTICAL
        }],
        ['b', 141.3, 0 + 123, 182, 40.7 + 123, 182, 91 + 123, {
            r: ROTATE_HORIZONTAL
        }],
        ['l', 182, 352, {
            y: 0,
            f: 1
        }],
    ]
}];


const DATA_LN = [{
    d: -1,
    v: [
        ['m', 0, 130, {
            y: -3.3
        }],
        ['l', 0, 352, {
            y: 0,
            f: 1
        }],
    ]
}, {
    d: -1,
    v: [
        ['m', 0, 91 + 123, {
            y: 0,
            r: ROTATE_HORIZONTAL,
            p: 1
        }],
        ['b', 0, 40.7 + 123, 40.7, 0 + 123, 91, 0 + 123, {
            r: ROTATE_VERTICAL
        }],
        ['b', 141.3, 0 + 123, 182, 40.7 + 123, 182, 91 + 123, {
            r: ROTATE_HORIZONTAL
        }],
        ['l', 182, 352, {
            y: 0,
            f: 1
        }],
    ]
}];

const DATA_LO = [{
    d: 1,
    v: [
        ['m', 232, 116, {
            r: ROTATE_HORIZONTAL,
            p: 1,
            f: 1
        }],
        ['b', 232, 180.1, 180.1, 232, 116, 232, {
            r: ROTATE_VERTICAL
        }],
        ['b', 51.9, 232, 0, 180.1, 0, 116, {
            r: ROTATE_HORIZONTAL
        }],
        ['b', 0, 51.9, 51.9, 0, 116, 0, {
            r: ROTATE_VERTICAL
        }],
        ['b', 180.1, 0, 232, 51.9, 232, 116, {
            r: ROTATE_HORIZONTAL,
            c: 1
        }],
    ]
}];

const DATA_LS = [{
    d: 1,
    v: [
        ['m', 0 * 0.642, 295.4 * 0.642, {
            r: getCurveR(0 * 0.642, 295.4 * 0.642, 17.6 * 0.642, 332.1 * 0.642, 58.3 * 0.642, 360 * 0.642, 110.3 * 0.642, 360 * 0.642, 0),
            f: 1
        }],
        ['b', 17.6 * 0.642, 332.1 * 0.642, 58.3 * 0.642, 360 * 0.642, 110.3 * 0.642, 360 * 0.642],
        ['b', 173.9 * 0.642, 360 * 0.642, 223.8 * 0.642, 329.6 * 0.642, 224 * 0.642, 271 * 0.642],
        ['b', 224.2 * 0.642, 214.7 * 0.642, 180.7 * 0.642, 189.6 * 0.642, 112.4 * 0.642, 173.3 * 0.642],
        ['b', 47.3 * 0.642, 157.7 * 0.642, 10.9 * 0.642, 130.6 * 0.642, 12 * 0.642, 84.4 * 0.642],
        ['b', 13.3 * 0.642, 29.8 * 0.642, 57.3 * 0.642, 0 * 0.642, 114.8 * 0.642, 0 * 0.642],
        ['b', 158.4 * 0.642, 0 * 0.642, 196.5 * 0.642, 20.5 * 0.642, 212 * 0.642, 51.3 * 0.642],
    ]
}];

const DATA_LU = [{
        d: -1,
        v: [
            ['m', 0, 130, {
                y: -3
            }],
            ['l', 0, 0 + 265, {
                r: ROTATE_HORIZONTAL
            }],
            ['b', 0, 50.3 + 265, 40.7, 91 + 265, 91, 91 + 265, {
                r: ROTATE_VERTICAL
            }],
            ['b', 141.3, 91 + 265, 182, 50.3 + 265, 182, 0 + 265, {
                r: ROTATE_HORIZONTAL,
                p: 1,
                f: 1,
            }],
        ]
    },
    {
        d: -1,
        v: [
            ['m', 182, 130, {
                y: -3
            }],
            ['l', 182, 352, {
                y: 0,
                f: 1
            }],
        ]
    }
];

const DATA_LY = [{
        d: -1,
        v: [
            ['m', 225.5, 0, {
                y: -3,
                r: getR(225.5, 0, 116.3, 248.8)
            }],
            ['l', 116.3, 248.8, {
                x: 0.5,
                y: 0.64
            }],
            ['b', 71.8, 349.6, 0, 331.5, 0, 331.5, {
                x: 0.5,
                y: 0.64,
                r: getCurveR(0, 331.5, 71.8, 349.6, 116.3, 248.8, 0, 331.5, 0),
                f: 1
            }],
        ]
    },
    {
        d: -1,
        v: [
            ['m', 3.2, 0, {
                y: -3,
                r: getR(3.2, 0, 125.7, 226.6)
            }],
            ['l', 125.7, 226.6, {
                p: 1,
                f: 1
            }],
        ]
    }
];

const LOWER = {
    'a': generateFontData(
        600, 232, 232,
        10, 2, -64, -64,
        JSON.parse(JSON.stringify(DATA_LA))
    ),
    'b': generateFontData(
        600, 232, 352,
        -10, -2, 0, 0,
        [{
            d: -1,
            v: [
                ['m', 0, 0, {
                    y: 0,
                    r: ROTATE_HORIZONTAL
                }],
                ['l', 0, 116 + 123, {
                    r: ROTATE_NONE
                }],
                ['b', 0, 180.1 + 123, 51.9, 232 + 123, 116, 232 + 123, {
                    r: ROTATE_VERTICAL
                }],
                ['b', 180.1, 232 + 123, 232, 180.1 + 123, 232, 116 + 123, {
                    r: ROTATE_HORIZONTAL
                }],
                ['b', 232, 51.9 + 123, 180.1, 0 + 123, 116, 0 + 123, {
                    r: ROTATE_VERTICAL
                }],
                ['b', 51.9, 0 + 123, 0, 51.9 + 123, 0, 116 + 123, {
                    r: ROTATE_HORIZONTAL
                }],
                ['l', 0, 352, {
                    y: 0,
                    r: ROTATE_HORIZONTAL,
                    f: 1
                }]

            ]
        }, ]
    ),
    'c': generateFontData(
        520, 212.1, 233.1,
        2, -10, -64, -64,
        JSON.parse(JSON.stringify(DATA_LC))
    ),
    'd': generateFontData(
        600, 232, 352,
        10, 2, 0, 0,
        JSON.parse(JSON.stringify(DATA_LD))
    ),
    'e': generateFontData(
        570, 225.5, 233.1,
        0, 0, -64, -64,
        JSON.parse(JSON.stringify(DATA_LE))
    ),
    'f': generateFontData(
        356, 232, 352,
        -40, -40, 0, 0,
        [{
                d: -1,
                v: [
                    ['m', 166.6, 33, {
                        x: 0.5,
                        r: getCurveR(166.6, 33, 159.3, 13.1, 139.2, 0, 116.9, 0, 0)
                    }],
                    ['b', 159.3, 13.1, 139.2, 0, 116.9, 0, {
                        r: ROTATE_VERTICAL
                    }],
                    ['b', 88.2, 0, 65, 23.2, 65, 51.9, {
                        r: ROTATE_HORIZONTAL
                    }],
                    ['l', 65, 352, {
                        y: 0,
                        f: 1
                    }],
                ]
            },
            {
                d: -1,
                v: [
                    ['m', 0, 130, {
                        x: 0,
                        r: ROTATE_VERTICAL
                    }],
                    ['l', 154, 130, {
                        x: 0,
                        f: 1
                    }],
                ]
            }
        ]
    ),
    'g': generateFontData(
        600, 232, 338,
        10, 2, -117, -117,
        JSON.parse(JSON.stringify(DATA_LG))
    ),
    'h': generateFontData(
        520, 182, 352,
        0, 0, 0, 0,
        JSON.parse(JSON.stringify(DATA_LH))
    ),
    'i': generateFontData(
        200, 0, 352,
        0, 0, 0, 0,
        [{
            d: 1,
            v: [
                ['a', 0, 90, {
                    y: -3
                }],
            ]
        }, {
            d: 1,
            v: [
                ['m', 0, 352, {
                    y: 0,
                    f: 1
                }],
                ['l', 0, 130, {
                    y: -3
                }],
            ]
        }]
    ),
    'j': generateFontData(
        220, 115.9, 352,
        -60, -60, 0, 0,
        [{
            d: 1,
            v: [
                ['a', 0, 90, {
                    y: -3
                }],
            ]
        }, {
            d: 1,
            v: [
                ['m', 0 - 115.9, 317 + 127, {
                    x: 0.4,
                    y: 0.63,
                    r: getCurveR(0 - 115.9, 317 + 127, 12.6 - 115.9, 327.4 + 127, 29.6 - 115.9, 333.2 + 127, 45.9 - 115.9, 334.2 + 127, 0),
                    f: 1
                }],
                ['b', 12.6 - 115.9, 327.4 + 127, 29.6 - 115.9, 333.2 + 127, 45.9 - 115.9, 334.2 + 127, {
                    x: 0.4,
                    y: 0.63,
                    r: ROTATE_VERTICAL
                }],
                ['b', 84.5 - 115.9, 336.5 + 127, 115.9 - 115.9, 308.1 + 127, 115.9 - 115.9, 269.4 + 127, {
                    x: 0.4,
                    y: 0.63,
                    r: ROTATE_HORIZONTAL
                }],
                ['l', 115.9 - 115.9, 0 + 127 + 3, {
                    y: -3
                }],
            ]
        }]
    ),
    'k': generateFontData(
        450, 164, 352,
        -10, -10, 0, 0,
        [{
                d: -1,
                v: [
                    ['m', 0, 0, {
                        y: 0,
                        r: ROTATE_HORIZONTAL
                    }],
                    ['l', 0, 352, {
                        y: 0,
                        f: 1
                    }],
                ]
            },
            {
                d: -1,
                v: [
                    ['m', 160, 130, {
                        x: 0.7,
                        y: 0,
                        r: getR(164, 130, 0, 106 + 130 - VERTEX_GAP2),
                        f: 1
                    }],
                    ['l', 0, 106 + 130 - VERTEX_GAP2, {
                        r: ROTATE_VERTICAL,
                        p: 1
                    }],
                    ['l', 0, 106 + 130 + VERTEX_GAP2, {
                        r: ROTATE_VERTICAL,
                        p: 1,
                        v: 1
                    }],
                    ['l', 164, 352, {
                        x: 0.7,
                        y: 0.7,
                        f: 1
                    }],
                ]
            }
        ]
    ),
    'l': generateFontData(
        200, 0, 352,
        0, 0, 0, 0,
        [{
            d: 1,
            v: [
                ['m', 0, 352, {
                    y: 0,
                    f: 1
                }],
                ['l', 0, 0, {
                    y: 0
                }],
            ]
        }]
    ),
    'm': generateFontData(
        740, 150 + 150, 352,
        0, 0, 0, 0,
        [{
                d: -1,
                v: [
                    ['m', 0, 130, {
                        y: -3.6
                    }],
                    ['l', 0, 352, {
                        y: 0,
                        f: 1
                    }],
                ]
            },
            {
                d: -1,
                v: [
                    ['m', 0, 75 + 123, {
                        y: 0,
                        r: ROTATE_HORIZONTAL,
                        p: 1
                    }],
                    ['b', 0, 33.6 + 123, 33.6, 0 + 123, 75, 0 + 123, {
                        r: ROTATE_VERTICAL
                    }],
                    ['b', 116.4, 0 + 123, 150, 33.6 + 123, 150, 75 + 123, {
                        r: ROTATE_HORIZONTAL
                    }],
                    ['l', 150, 352, {
                        y: 0,
                        f: 1
                    }],
                ]
            },
            {
                d: -1,
                v: [
                    ['m', 0 + 150, 75 + 123, {
                        y: 0,
                        r: ROTATE_HORIZONTAL,
                        p: 1
                    }],
                    ['b', 0 + 150, 33.6 + 123, 33.6 + 150, 0 + 123, 75 + 150, 0 + 123, {
                        r: ROTATE_VERTICAL
                    }],
                    ['b', 116.4 + 150, 0 + 123, 150 + 150, 33.6 + 123, 150 + 150, 75 + 123, {
                        r: ROTATE_HORIZONTAL
                    }],
                    ['l', 150 + 150, 352, {
                        y: 0,
                        f: 1
                    }],
                ]
            }

        ]
    ),
    'n': generateFontData(
        520, 182, 352,
        0, 0, 0, 0,
        JSON.parse(JSON.stringify(DATA_LN))
    ),
    'o': generateFontData(
        580, 232, 232,
        0, 0, -64, -64,
        JSON.parse(JSON.stringify(DATA_LO))
    ),
    'p': generateFontData(
        600, 232, 338,
        -10, -2, -117, -117,
        [{
            d: -1,
            v: [
                ['m', 0, 5, {
                    y: -2.8
                }],
                ['l', 0, 116, {
                    r: ROTATE_NONE
                }],
                ['b', 0, 180.1, 51.9, 232, 116, 232, {
                    r: ROTATE_VERTICAL
                }],
                ['b', 180.1, 232, 232, 180.1, 232, 116, {
                    r: ROTATE_HORIZONTAL
                }],
                ['b', 232, 51.9, 180.1, 0, 116, 0, {
                    r: ROTATE_VERTICAL
                }],
                ['b', 51.9, 0, 0, 51.9, 0, 116, {
                    r: ROTATE_HORIZONTAL
                }],
                ['l', 0, 338, {
                    y: 0,
                    f: 1
                }],
            ]
        }]
    ),
    'q': generateFontData(
        600, 232, 338,
        10, 2, -117, -117,
        [{
            d: -1,
            v: [
                ['m', 232, 5, {
                    y: -2.8
                }],
                ['l', 232, 116, {
                    r: ROTATE_NONE
                }],
                ['b', 232, 180.1, 180.1, 232, 116, 232, {
                    r: ROTATE_VERTICAL
                }],
                ['b', 51.9, 232, 0, 180.1, 0, 116, {
                    r: ROTATE_HORIZONTAL
                }],
                ['b', 0, 51.9, 51.9, 0, 116, 0, {
                    r: ROTATE_VERTICAL
                }],
                ['b', 180.1, 0, 232, 51.9, 232, 116, {
                    r: ROTATE_HORIZONTAL
                }],
                ['l', 232, 338, {
                    y: 0,
                    f: 1
                }],
            ]
        }]
    ),
    'r': generateFontData(
        340, 119.2, 352,
        -20, -20, 0, 0,
        [{
                d: -1,
                v: [
                    ['m', 0, 130, {
                        y: -3.3
                    }],
                    ['l', 0, 352, {
                        y: 0,
                        f: 1
                    }],
                ]
            },
            {
                d: -1,
                v: [
                    ['m', 0, 57 + 124, {
                        r: ROTATE_HORIZONTAL,
                        p: 1,
                    }],
                    ['b', 0, 57 + 124, 41.9, -22.8 + 124, 119.2, 4.5 + 124, {
                        x: 0,
                        y: 2,
                        r: getCurveR(119.2, 4.5 + 124, 41.9, -22.8 + 124, 0, 57 + 124, 119.2, 4.5 + 124, 0),
                        f: 1
                    }],
                ]
            }

        ]
    ),
    's': generateFontData(
        400, 224 * 0.642, 360 * 0.642,
        0, 0, -64, -64,
        JSON.parse(JSON.stringify(DATA_LS))
    ),
    't': generateFontData(
        356, 232, 352,
        -30, -30, 0, 0,
        [{
                d: -1,
                v: [
                    ['m', 65, 0, {
                        y: 0
                    }],
                    ['l', 65, 298.2 + 6],
                    ['b', 65, 326.9 + 6, 88.2, 350.1 + 6, 116.9, 350.1 + 6, {
                        r: ROTATE_VERTICAL
                    }],
                    ['b', 139.2, 350.1 + 6, 159.3, 337 + 6, 166.6, 317.1, {
                        x: 0,
                        f: 1
                    }]
                ]
            },
            {
                d: -1,
                v: [
                    ['m', 0, 130, {
                        x: 0,
                        r: ROTATE_VERTICAL
                    }],
                    ['l', 154, 130, {
                        x: 0,
                        f: 1
                    }],
                ]
            }
        ]
    ),
    'u': generateFontData(
        520, 182, 352,
        0, 0, 0, 0,
        JSON.parse(JSON.stringify(DATA_LU))
    ),
    'v': generateFontData(
        500, 200, 352,
        0, 0, 0, 0,
        [{
            d: -1,
            v: [
                ['m', 0, 130, {
                    x: 0.6,
                    y: -3,
                    r: getR(0, 130, 100 - VERTEX_GAP2, 352)
                }],
                ['l', 100 - VERTEX_GAP2, 352, {
                    r: getR(0, 130, 100 - VERTEX_GAP2, 352),
                    f: 1
                }],
                ['l', 100 + VERTEX_GAP2, 352, {
                    r: getR(100 + VERTEX_GAP2, 352, 200, 130),
                    f: 1,
                    v: 1
                }],
                ['l', 200, 130, {
                    x: 0.6,
                    y: -3,
                    f: 1
                }],
            ]
        }]
    ),
    'w': generateFontData(
        700, 310, 352,
        0, 0, 0, 0,
        [{
            d: -1,
            v: [
                ['m', 0, 130, {
                    x: 0.6,
                    y: -3,
                    r: getR(0, 130, 78 - VERTEX_GAP2, 352)
                }],
                ['l', 78 - VERTEX_GAP2, 352, {
                    r: getR(0, 130, 78 - VERTEX_GAP2, 352),
                    f: 1
                }],
                ['l', 78 + VERTEX_GAP2, 352, {
                    r: getR(78 + VERTEX_GAP2, 352, 155 - VERTEX_GAP2, 130),
                    f: 1,
                    v: 1
                }],
                ['l', 155 - VERTEX_GAP2, 130, {
                    y: 1,
                    r: getR(78 + VERTEX_GAP2, 352, 155 - VERTEX_GAP2, 130),
                    f: 1
                }],
                ['l', 155 + VERTEX_GAP2, 130, {
                    y: 1,
                    r: getR(155 + VERTEX_GAP2, 130, 233 - VERTEX_GAP2, 352),
                    f: 1,
                    v: 1
                }],
                ['l', 233 - VERTEX_GAP2, 352, {
                    r: getR(155 + VERTEX_GAP2, 130, 233 - VERTEX_GAP2, 352),
                    f: 1
                }],
                ['l', 233 + VERTEX_GAP2, 352, {
                    r: getR(233 + VERTEX_GAP2, 352, 310, 130),
                    f: 1,
                    v: 1
                }],
                ['l', 310, 130, {
                    x: 0.6,
                    y: -3,
                    f: 1
                }],
            ]
        }]
    ),
    'x': generateFontData(
        490, 210, 352,
        0, 0, 0, -7,
        [{
                d: -1,
                v: [
                    ['m', 10, 130, {
                        x: 0.5,
                        y: -1,
                        r: getR(10, 130, 210, 352)
                    }],
                    ['l', 210, 352, {
                        x: 0.5,
                        y: 0.5,
                        f: 1
                    }]
                ]
            },
            {
                d: -1,
                v: [
                    ['m', 200, 130, {
                        x: 0.5,
                        y: -1,
                        r: getR(200, 130, 0, 352)
                    }],
                    ['l', 0, 352, {
                        x: 0.5,
                        y: 0.5,
                        f: 1
                    }]
                ]
            }
        ]
    ),
    'y': generateFontData(
        500, 225.5, 331.5,
        10, 10, -119, -119,
        JSON.parse(JSON.stringify(DATA_LY))
    ),
    'z': generateFontData( // 232, 224
        420, 172, 352,
        0, 0, 0, 0,
        [{
            d: -1,
            v: [
                ['m', 6, 130, {
                    x: -0.5,
                    y: 1,
                    r: ROTATE_VERTICAL,
                }],
                ['l', 166, 130, {
                    x: 1.8,
                    y: 1,
                    r: ROTATE_VERTICAL,
                    f: 1
                }],
                ['l', 166, 130 + VERTEX_GAP, {
                    x: 1.8,
                    y: 1,
                    r: ROTATE_HORIZONTAL,
                    p: 1,
                    v: 1
                }],
                ['l', 0, 352 - VERTEX_GAP, {
                    x: 1.7,
                    r: ROTATE_HORIZONTAL,
                    p: 1
                }],
                ['l', 0, 352, {
                    x: 1.7,
                    r: ROTATE_VERTICAL,
                    f: 1,
                    v: 1
                }],
                ['l', 172, 352, {
                    x: -0.4,
                    r: ROTATE_VERTICAL,
                    f: 1
                }]
            ]
        }]
    )
};



// ── number.js ──────────────────────────────────────────────────────────────

const NUMBER = {
    '0': generateFontData(
        660, 270, 360,
        0, 0, 0, 0,
        [{
            d: 1,
            v: [
                ['m', 270, 180, {
                    r: ROTATE_HORIZONTAL,
                    p: 1,
                    f: 1
                }],
                ['b', 270, 279.4, 209.6, 360, 135, 360, {
                    r: ROTATE_VERTICAL
                }],
                ['b', 60.4, 360, 0, 279.4, 0, 180, {
                    r: ROTATE_HORIZONTAL
                }],
                ['b', 0, 80.6, 60.4, 0, 135, 0, {
                    r: ROTATE_VERTICAL
                }],
                ['b', 209.6, 0, 270, 80.6, 270, 180, {
                    r: ROTATE_HORIZONTAL,
                    c: 1
                }],
            ]
        }]
    ),
    '1': generateFontData(
        380, 76, 352,
        15, 15, 0, 0,
        [{
            d: -1,
            v: [
                ['m', 0, 51, {
                    x: -2,
                    y: 2,
                    r: getR(0, 51, 76 - VERTEX_GAP, 0)
                }],
                ['l', 76 - VERTEX_GAP, 0, {
                    r: ROTATE_HORIZONTAL,
                    p: 1
                }],
                ['l', 76, 0, {
                    r: ROTATE_HORIZONTAL,
                    f: 1,
                    v: 1
                }],
                ['l', 76, 352, {
                    y: 0,
                    f: 1
                }],
            ]
        }]
    ),
    '2': generateFontData(
        580, 210, 356,
        0, 0, 2, 2,
        [{
            d: -1,
            v: [
                ['m', 3.9, 68.8, {
                    x: 1.2,
                    y: 1.2,
                    r: getCurveR(3.9, 68.8, 16.7, 29, 54.2, 3.1, 98.2, 0.2, 0)
                }],
                ['b', 16.7, 29, 54.2, 3.1, 98.2, 0.2],
                ['b', 151.8, -3.3, 208.5, 38.3, 198.9, 100.1],
                ['b', 197.1, 111.8, 196.4, 142.4, 101.5, 235.2],
                ['b', 11.4, 323.2, 0, 356 - VERTEX_GAP, 0, 356 - VERTEX_GAP, {
                    r: ROTATE_NONE
                }],
                ['l', 0, 356 - VERTEX_GAP, {
                    r: ROTATE_VERTICAL,
                    p: 1
                }],
                ['l', 0, 356, {
                    r: ROTATE_VERTICAL,
                    f: 1,
                    v: 1
                }],
                ['l', 210, 356, {
                    x: -0.5,
                    f: 1
                }],
            ]
        }]
    ),
    '3': generateFontData(
        580, 222.1, 360,
        0, 0, 0, 0,
        [{
            d: -1,
            v: [
                ['m', 10.7, 66.3, {
                    r: getCurveR(10.7, 66.3, 11.2, 64.8, 11.7, 63.3, 12.3, 61.8, 0)
                }],
                ['b', 11.2, 64.8, 11.7, 63.3, 12.3, 61.8, {
                    r: ROTATE_NONE
                }],
                ['b', 25.8, 25.9, 64.5, 0, 110.1, 0, {
                    r: ROTATE_VERTICAL
                }],
                ['b', 167, 0, 213.1, 40.3, 213.1, 90, {
                    r: ROTATE_HORIZONTAL
                }],
                ['b', 213.1, 139.7, 167, 180, 110.1, 179.9, {
                    r: ROTATE_VERTICAL,
                    f: 1
                }],
                ['l', 100.1, 179.9, {
                    x: -5,
                    y: 1,
                    r: ROTATE_VERTICAL,
                    f: 1
                }],
                ['l', 110.1, 180, {
                    r: ROTATE_VERTICAL,
                    p: 1
                }],
                ['b', 172, 180, 222.1, 220.3, 222.1, 270, {
                    r: ROTATE_HORIZONTAL
                }],
                ['b', 222.1, 319.7, 172, 360, 110.1, 360, {
                    r: ROTATE_VERTICAL
                }],
                ['b', 56.9, 360, 12.4, 330.2, 1, 290.3, {
                    f: 1
                }],
            ]
        }]
    ),
    '4': generateFontData(
        596, 236, 352,
        0, 0, 0, 0,
        [{
            d: 1,
            v: [
                ['m', 175, 352, {
                    y: 0,
                    f: 1
                }],
                ['l', 175, 0, {
                    f: 1
                }],
                ['l', 175 - VERTEX_GAP, 0, {
                    r: ROTATE_VERTICAL,
                    p: 1,
                    v: 1
                }],
                ['l', 0, 276 - VERTEX_GAP, {
                    r: ROTATE_HORIZONTAL,
                    p: 1
                }],
                ['l', 0, 276, {
                    r: ROTATE_VERTICAL,
                    f: 1,
                    v: 1
                }],
                ['l', 236, 276, {
                    x: -0.5
                }],
            ]
        }]
    ),
    '5': generateFontData(
        596, 208.5, 356,
        0, -5, -2, -2,
        [{
            d: 1,
            v: [
                ['m', 0, 295.7, {
                    r: getCurveR(0, 295.7, 15.3, 333.8, 52.2, 356.2, 97.5, 356, 0),
                    f: 1
                }],
                ['b', 15.3, 333.8, 52.2, 356.2, 97.5, 356, {
                    r: ROTATE_VERTICAL
                }],
                ['b', 159.1, 355.7, 206.1, 306.9, 208.5, 240.8, {
                    r: ROTATE_HORIZONTAL
                }],
                ['b', 210.9, 173.9, 162.7, 120.8, 97.5, 125.6, {
                    r: ROTATE_VERTICAL
                }],
                ['b', 59.4, 128.4, 25.5, 145.8, 5.6, 176.4, {
                    f: 1
                }],
                ['l', 5.6, 176.4, {
                    r: ROTATE_NONE
                }],
                ['l', 5.6 - VERTEX_GAP, 176.4, {
                    r: ROTATE_HORIZONTAL,
                    p: 1,
                    v: 1
                }],
                ['l', 11.5, 0, {
                    r: ROTATE_VERTICAL,
                    f: 1
                }],
                ['l', 193.5, 0, {
                    x: -0.5
                }],
            ]
        }]
    ),
    '6': generateFontData(
        596, 215.8, 360,
        0, -2, 0, 0,
        [{
            d: 1,
            v: [
                ['m', 7.6, 272.3, {
                    r: ROTATE_HORIZONTAL,
                    p: 1,
                    f: 1
                }],
                ['b', 6.4, 265.8, 5.8, 259.1, 5.8, 252.2, {
                    r: ROTATE_HORIZONTAL
                }],
                ['b', 5.8, 192.6, 52.8, 144.2, 110.8, 144.2, {
                    r: ROTATE_VERTICAL
                }],
                ['b', 168.7, 144.2, 215.8, 192.6, 215.8, 252.2, {
                    r: ROTATE_HORIZONTAL
                }],
                ['b', 215.8, 311.9, 168.7, 360, 110.8, 360, {
                    r: ROTATE_VERTICAL
                }],
                ['b', 59.5, 360, 16.8, 322.4, 7.6, 272.4, {
                    r: ROTATE_NONE
                }],
                ['b', 7.6, 272.4, -44.1, 8.8, 122.2, 0.2],
                ['b', 165.5, -2.1, 193.8, 21, 212.1, 56.4],
            ]
        }]
    ),
    '7': generateFontData(
        540, 213, 352,
        0, 0, 0, 0,
        [{
            d: -1,
            v: [
                ['m', 0, 0, {
                    x: 0,
                    r: ROTATE_VERTICAL
                }],
                ['l', 213, 0, {
                    r: ROTATE_VERTICAL,
                    f: 1
                }],
                ['l', 213, 0.1, {
                    r: ROTATE_NONE
                }],
                ['l', 72.7, 352, {
                    y: 0.1,
                    f: 1
                }],
            ]
        }]
    ),
    '8': generateFontData(
        596, 224, 360,
        0, 0, 0, 0,
        [{
            d: 1,
            v: [
                ['m', 112, 180, {
                    r: ROTATE_HORIZONTAL,
                    p: 1,
                    f: 1
                }],
                ['b', 50.1, 180, 0, 220.3, 0, 270, {
                    r: ROTATE_HORIZONTAL
                }],
                ['b', 0, 319.7, 50.1, 360, 112, 360, {
                    r: ROTATE_VERTICAL
                }],
                ['b', 173.9, 360, 224, 319.7, 224, 270, {
                    r: ROTATE_HORIZONTAL
                }],
                ['b', 224, 220.3, 173.9, 180, 112, 180, {
                    r: ROTATE_VERTICAL
                }],
                ['b', 55.1, 180, 9, 139.7, 9, 90, {
                    r: ROTATE_HORIZONTAL
                }],
                ['b', 9, 40.3, 55.1, 0, 112, 0, {
                    r: ROTATE_VERTICAL
                }],
                ['b', 168.9, 0, 215, 40.3, 215, 90, {
                    r: ROTATE_HORIZONTAL
                }],
                ['b', 215, 139.7, 168.9, 180, 112, 180, {
                    r: ROTATE_HORIZONTAL,
                    p: 1,
                    f: 1
                }],
            ]
        }]
    ),
    '9': generateFontData(
        596, 215.8, 360,
        0, -2, 0, 0,
        [{
            d: -1,
            v: [
                ['m', 208.2, 88, {
                    r: ROTATE_HORIZONTAL,
                    p: 1,
                    f: 1
                }],
                ['b', 209.4, 94.5, 210, 101.2, 210, 108, {
                    r: ROTATE_HORIZONTAL
                }],
                ['b', 210, 167.6, 163, 216, 105, 216, {
                    r: ROTATE_VERTICAL
                }],
                ['b', 47, 216, -0, 167.6, 0, 108, {
                    r: ROTATE_HORIZONTAL
                }],
                ['b', 0, 48.4, 47, -0, 105, 0, {
                    r: ROTATE_VERTICAL
                }],
                ['b', 156.3, 0, 199, 37.8, 208.2, 87.8, {
                    r: ROTATE_NONE
                }],
                ['b', 208.2, 87.8, 259.8, 351.4, 93.5, 360],
                ['b', 50.3, 362.3, 21.9, 339.2, 3.6, 303.8, {
                    f: 1
                }],
            ]
        }]
    )
};



// ── special.js ──────────────────────────────────────────────────────────────

const SPECIAL = {
    ' ': generateFontData(
        336, 0, 0,
        0, 0, 0, 0,
        [{
            d: 1,
            v: []
        }]
    ),
    'tofu': generateFontData(
        672, 232, 352,
        0, 0, 0, 0,
        [{
                //c: 'square',
                d: -1,
                v: [
                    ['m', 0, 0, {
                        r: ROTATE_HORIZONTAL
                    }],
                    ['l', 232, 0, {
                        r: ROTATE_HORIZONTAL,
                        f: 1
                    }],
                    ['l', 232, 352, {
                        r: ROTATE_HORIZONTAL,
                        f: 1
                    }],
                    ['l', 0, 352, {
                        r: ROTATE_HORIZONTAL,
                        f: 1
                    }],
                    ['l', 0, 0, {
                        r: ROTATE_HORIZONTAL,
                        p: 1,
                        f: 1,
                        c: 1
                    }],
                ]
            },
            {
                d: 1,
                v: [
                    ['m', 0, 0, {
                        r: ROTATE_HORIZONTAL,
                        p: 1,
                        f: 1
                    }],
                    ['l', 232, 352, {
                        r: ROTATE_NONE
                    }],
                ]
            }
        ]
    ),
    '?': generateFontData(
        520, 190.348, 360,
        0, -5, 0, 0,
        [{
            d: 1,
            v: [
                ['a', 190.348 / 2 - 6, 356],
            ]
        }, {
            d: -1,
            v: [
                ['m', 0, 87.8, {
                    r: getCurveR(0, 87.8, 12, -2.3, 99.1, 0, 0, 87.8, 0)

                }],
                ['b', 0, 87.8, 12, -2.3, 99.1, 0, {
                    r: ROTATE_VERTICAL
                }],
                ['b', 186.2, 2.4, 204.5, 75.2, 180.9, 121.4],
                ['b', 157.3, 167.6, 119.7, 178.3, 97.4, 223.2],
                ['b', 90.5, 237.1, 88.1, 249.8, 88, 260.8, {
                    r: ROTATE_HORIZONTAL,
                    f: 1
                }],
            ]
        }]
    ),
    '¿': generateFontData(
        520, 190.348, 360,
        0, -5, 0, 0,
        [{
            d: 1,
            v: [
                ['a', 190.348 / 2 + 6, 356 - 451 + 188],
            ]
        }, {
            d: -1,
            v: [
                ['m', 190.3, 173.0 + 188, {
                    r: getCurveR(190.3, 173.0 + 188, 178.3, 263.1 + 188, 91.2, 260.8 + 188, 190.3, 173.0 + 188, 0)

                }],
                ['b', 190.3, 173.0 + 188, 178.3, 263.1 + 188, 91.2, 260.8 + 188, {
                    r: ROTATE_VERTICAL
                }],
                ['b', 4.1, 258.4 + 188, -14.2, 185.6 + 188, 9.4, 139.4 + 188],
                ['b', 33.0, 93.2 + 188, 70.6, 82.5 + 188, 92.9, 37.6 + 188],
                ['b', 99.8, 23.7 + 188, 102.2, 11.0 + 188, 102.3, 0.0 + 188, {
                    r: ROTATE_HORIZONTAL,
                    f: 1
                }],
            ]
        }]
    ),
    '!': generateFontData(
        465, 8, 355,
        0, -5, 0, 0,
        [{
            d: 1,
            v: [
                ['a', 8 / 2, 356],
            ]
        }, {
            d: -1,
            v: [
                ['m', 4, 0, {
                    y: 0
                }],
                ['l', 4, 260.8, {
                    f: 1
                }],
            ]
        }]
    ),
    '¡': generateFontData(
        465, 8, 355,
        0, -5, 0, 0,
        [{
            d: 1,
            v: [
                ['a', 8 / 2, 356 - 451 + 188],
            ]
        }, {
            d: -1,
            v: [
                ['m', 4, 0 + 188],
                ['l', 4, 260.8 + 188, {
                    f: 1,
                    y: 0.3
                }],
            ]
        }]
    ),
    '$': generateFontData(
        568, 224, 360,
        0, 0, 0, 0,
        [{
            d: -1,
            v: [
                ['m', 212, 51.3, {
                    r: getCurveR(0, 295.4, 17.6, 332.1, 58.3, 360, 110.3, 360, 0),
                    f: 1
                }],
                ['b', 196.5, 20.5, 158.4, 0, 114.8, 0],
                ['b', 57.3, 0, 13.3, 29.8, 12, 84.4],
                ['b', 10.9, 130.6, 47.3, 157.7, 112.4, 173.3],
                ['b', 180.7, 189.6, 224.2, 214.7, 224, 271],
                ['b', 223.8, 329.6, 173.9, 360, 110.3, 360],
                ['b', 58.3, 360, 17.6, 332.1, 0, 295.4, {
                    f: 1
                }],
            ]
        }, {
            d: -1,
            v: [
                ['m', 112, 0 - 30, {
                    y: 0
                }],
                ['l', 112, 360 + 30, {
                    y: 0,
                    f: 1
                }],
            ]
        }]
    ),
    '@': generateFontData(
        820, 343.425, 360,
        0, 0, -30, -30,
        [{
            d: -1,
            v: [
                ['m', 251.9, 92.9, {
                    r: getR(251.9, 92.9, 238.5, 181.7)
                }],
                ['l', 238.5, 181.7, {
                    r: ROTATE_NONE
                }],
                ['b', 227.8, 236, 194.7, 267.2, 143.7, 259.2],
                ['b', 99.1, 252.2, 87.7, 208.5, 90.1, 177.5],
                ['b', 92.5, 148.4, 118.1, 91, 183.3, 99.1],
                ['b', 251, 107.5, 238.5, 181.7, 238.5, 181.7, {
                    r: ROTATE_NONE
                }],
                ['l', 232.5, 221.5],
                ['b', 232.5, 221.5, 227.2, 257.6, 256, 263.6],
                ['b', 284.9, 269.7, 309, 241.3, 309, 241.3, {
                    r: ROTATE_NONE
                }],
                ['b', 309, 241.3, 343.4, 209, 343.4, 146.7],
                ['b', 343.4, 84.3, 297.4, 3.5, 178.6, 0.1],
                ['b', 59.7, -3.4, -5.3, 105.2, 0.3, 203.4],
                ['b', 6.1, 303.7, 93.2, 354.5, 175.5, 359.5],
                ['b', 175.5, 359.5, 246.5, 364.9, 302.7, 339.8, {
                    f: 1
                }],
            ]
        }]
    ),
    '#': generateFontData(
        760, 290 + 24, 352,
        0, 0, 0, 0,
        [{
            d: -1,
            v: [
                ['m', 70 + 47, 0, {
                    y: 0,
                    r: getR(70 + 47, 0, 0 + 47, 352)
                }],
                ['l', 0 + 47, 352, {
                    y: 0,
                    f: 1
                }],
            ]
        }, {
            d: -1,
            v: [
                ['m', 70 + 150 + 47, 0, {
                    y: 0,
                    r: getR(70 + 150 + 47, 0, 0 + 150 + 47, 352)
                }],
                ['l', 0 + 150 + 47, 352, {
                    y: 0,
                    f: 1
                }],
            ]
        }, {
            d: -1,
            v: [
                ['m', 0 + 24, 117, {
                    x: 0,
                    r: ROTATE_VERTICAL
                }],
                ['l', 290 + 24, 117, {
                    x: 0,
                    f: 1
                }],
            ]
        }, {
            d: -1,
            v: [
                ['m', 0, 352 - 117, {
                    x: 0,
                    r: ROTATE_VERTICAL
                }],
                ['l', 290, 352 - 117, {
                    x: 0,
                    f: 1
                }],
            ]
        }]
    ),
    '%': generateFontData(
        920, 352 + 36, 360,
        0, 0, 0, 0,
        [{
            d: -1,
            v: [
                ['m', 289.1 + 18, 5.1, {
                    x: 0,
                    y: 0,
                    r: getR(289.1 + 18, 5.1, 62.9 + 18, 354.9)
                }],
                ['l', 62.9 + 18, 354.9, {
                    x: 0,
                    y: 0,
                    f: 1
                }],
            ]
        }, {
            d: -1,
            v: [
                ['m', 146, 73, {
                    r: ROTATE_HORIZONTAL,
                    p: 1,
                }],
                ['b', 146, 113.3, 113.3, 146, 73, 146, {
                    r: ROTATE_VERTICAL
                }],
                ['b', 32.7, 146, 0, 113.3, 0, 73, {
                    r: ROTATE_HORIZONTAL
                }],
                ['b', 0, 32.7, 32.7, 0, 73, 0, {
                    r: ROTATE_VERTICAL
                }],
                ['b', 113.3, 0, 146, 32.7, 146, 73, {
                    r: ROTATE_HORIZONTAL,
                    c: 1,
                    f: 1
                }],
            ]
        }, {
            d: -1,
            v: [
                ['m', 352 + 36, 287, {
                    r: ROTATE_HORIZONTAL,
                    p: 1,
                }],
                ['b', 352 + 36, 327.3, 319.3 + 36, 360, 279 + 36, 360, {
                    r: ROTATE_VERTICAL
                }],
                ['b', 238.7 + 36, 360, 206 + 36, 327.3, 206 + 36, 287, {
                    r: ROTATE_HORIZONTAL
                }],
                ['b', 206 + 36, 246.7, 238.7 + 36, 214, 279 + 36, 214, {
                    r: ROTATE_VERTICAL
                }],
                ['b', 319.3 + 36, 214, 352 + 36, 246.7, 352 + 36, 287, {
                    r: ROTATE_HORIZONTAL,
                    c: 1,
                    f: 1
                }],
            ]
        }]
    ),
    '^': generateFontData(
        596, 88 + 88, 352,
        0, 0, 0, 0,
        [{
            d: -1,
            v: [
                ['m', 0, 150, {
                    r: getR(0, 150, 88 - VERTEX_GAP2, 0)
                }],
                ['l', 88 - VERTEX_GAP2, 0, {
                    r: getR(0, 150, 88 - VERTEX_GAP2, 0),
                    f: 1
                }],
                ['l', 88 + VERTEX_GAP2, 0, {
                    r: getR(88 + VERTEX_GAP2, 0, 88 + 88, 150),
                    f: 1,
                    v: 1
                }],
                ['l', 88 + 88, 150, {
                    f: 1
                }]
            ]
        }]
    ),
    '·': generateFontData(
        231, 8, 355,
        0, 0, 0, 0,
        [{
            d: 1,
            v: [
                ['a', 8 / 2, 355 - 1.5 - 170],
            ]
        }]
    ),
    '×': generateFontData(
        712, 176.8, 176.8,
        0, 0, 0, 0,
        [{
            d: -1,
            v: [
                ['m', 0, 0, {
                    x: 0,
                    y: 0,
                    r: getR(0, 0, 176.8, 176.8),
                }],
                ['l', 176.8, 176.8, {
                    x: 0,
                    y: 0,
                    f: 1
                }],
            ]
        }, {
            d: -1,
            v: [
                ['m', 176.8, 0, {
                    x: 0,
                    y: 0,
                    r: getR(176.8, 0, 0, 176.88),
                }],
                ['l', 0, 176.8, {
                    x: 0,
                    y: 0,
                    f: 1
                }],
            ]
        }]
    ),
    '÷': generateFontData(
        712, 188, 0,
        0, 0, 0, 0,
        [{
                d: 1,
                v: [
                    ['a', (188 / 2), 110],
                ]
            }, {
                d: 1,
                v: [
                    ['a', (188 / 2), -110],
                ]
            },
            {
                d: -1,
                v: [
                    ['m', 0, 0, {
                        x: 0,
                        y: 0,
                        r: ROTATE_VERTICAL
                    }],
                    ['l', 188, 0, {
                        x: 0,
                        y: 0,
                        f: 1
                    }],
                ]
            }
        ]
    ),
    '«': generateFontData(
        896, 310, 236,
        0, 0, 0, 0,
        [{
            d: 1,
            v: [
                ['m', 150, 236, {
                    r: getR(150, 236, 0, 118 + VERTEX_GAP2),
                    f: 1
                }],
                ['l', 0, 118 + VERTEX_GAP2, {
                    r: getR(150, 236, 0, 118 + VERTEX_GAP2),
                    f: 1
                }],
                ['l', 0, 118 - VERTEX_GAP2, {
                    r: getR(0, 118 - VERTEX_GAP2, 150, 0),
                    f: 1,
                    v: 1
                }],
                ['l', 150, 0]
            ]
        }, {
            d: 1,
            v: [
                ['m', 150 + 160, 236, {
                    r: getR(150 + 160, 236, 0 + 160, 118 + VERTEX_GAP2),
                    f: 1
                }],
                ['l', 0 + 160, 118 + VERTEX_GAP2, {
                    r: getR(150 + 160, 236, 0 + 160, 118 + VERTEX_GAP2),
                    f: 1
                }],
                ['l', 0 + 160, 118 - VERTEX_GAP2, {
                    r: getR(0 + 160, 118 - VERTEX_GAP2, 150 + 160, 0),
                    f: 1,
                    v: 1
                }],
                ['l', 150 + 160, 0]
            ]
        }]
    ),
    '»': generateFontData(
        896, 310, 236,
        0, 0, 0, 0,
        [{
            d: 1,
            v: [
                ['m', 0, 236, {
                    r: getR(0, 236, 150, 118 + VERTEX_GAP2),
                    f: 1
                }],
                ['l', 150, 118 + VERTEX_GAP2, {
                    r: getR(0, 236, 0, 118 + VERTEX_GAP2),
                    f: 1
                }],
                ['l', 150, 118 - VERTEX_GAP2, {
                    r: getR(150, 118 - VERTEX_GAP2, 0, 0),
                    f: 1,
                    v: 1
                }],
                ['l', 0, 0]
            ]
        }, {
            d: 1,
            v: [
                ['m', 0 + 160, 236, {
                    r: getR(0 + 160, 236, 150 + 160, 118 + VERTEX_GAP2),
                    f: 1
                }],
                ['l', 150 + 160, 118 + VERTEX_GAP2, {
                    r: getR(0, 236, 0, 118 + VERTEX_GAP2),
                    f: 1
                }],
                ['l', 150 + 160, 118 - VERTEX_GAP2, {
                    r: getR(150 + 160, 118 - VERTEX_GAP2, 0 + 160, 0),
                    f: 1,
                    v: 1
                }],
                ['l', 0 + 160, 0]
            ]
        }]
    ),
    '&': generateFontData(
        660, 259.191, 360,
        0, 0, 0, 0,
        [{
            d: 1,
            v: [
                ['m', 257.9, 355, {
                    x: 0.5,
                    y: 0.5,
                    r: getR(257.9, 355, 52.8, 135.3),
                    f: 1
                }],
                ['l', 52.8, 135.3],
                ['b', 52.8, 135.3, -2.2, 79.5, 46.6, 26.7],
                ['b', 46.6, 26.7, 68.1, 0, 101.8, 0, {
                    r: ROTATE_VERTICAL
                }],
                ['b', 137.2, 0, 174.1, 21.1, 181.2, 65.3],
                ['b', 188.6, 111.7, 142.6, 142.9, 108.9, 162.9],
                ['b', 75.2, 182.8, 40.8, 211.4, 40.8, 211.4, {
                    r: ROTATE_NONE
                }],
                ['b', 35, 217.1, -34.7, 273.7, 22.2, 330.5],
                ['b', 22.2, 330.5, 48.1, 360, 93.4, 360, {
                    r: ROTATE_VERTICAL
                }],
                ['b', 138.6, 360, 212.2, 322, 259.2, 200.5],
            ]
        }]
    ),
    '*': generateFontData(
        558, 183.597, 212,
        0, 0, 0, 0,
        [{
            d: -1,
            v: [
                ['m', 91.8, 0, {
                    x: 0,
                    y: 0
                }],
                ['l', 91.8, 212, {
                    x: 0,
                    y: 0,
                    f: 1
                }],
            ]
        }, {
            d: -1,
            v: [
                ['m', 0, 53, {
                    x: 0,
                    y: 0,
                    r: getR(0, 53, 183.6, 159)
                }],
                ['l', 183.6, 159, {
                    x: 0,
                    y: 0,
                    f: 1
                }],
            ]
        }, {
            d: -1,
            v: [
                ['m', 0, 159, {
                    x: 0,
                    y: 0,
                    r: getR(0, 159, 183.6, 53)
                }],
                ['l', 183.6, 53, {
                    x: 0,
                    y: 0,
                    f: 1
                }],
            ]
        }]
    ),
    '+': generateFontData(
        712, 250, 250,
        0, 0, 0, 0,
        [{
            d: -1,
            v: [
                ['m', 125, 0, {
                    x: 0,
                    y: 0,
                }],
                ['l', 125, 250, {
                    x: 0,
                    y: 0,
                    f: 1
                }],
            ]
        }, {
            d: -1,
            v: [
                ['m', 0, 125, {
                    x: 0,
                    y: 0,
                    r: ROTATE_VERTICAL
                }],
                ['l', 250, 125, {
                    x: 0,
                    y: 0,
                    f: 1
                }],
            ]
        }]
    ),
    '=': generateFontData(
        712, 216, 86,
        0, 0, 0, 0,
        [{
            d: -1,
            v: [
                ['m', 0, 0, {
                    x: 0,
                    y: 0,
                    r: ROTATE_VERTICAL
                }],
                ['l', 216, 0, {
                    x: 0,
                    y: 0,
                    f: 1
                }],
            ]
        }, {
            d: -1,
            v: [
                ['m', 0, 86, {
                    x: 0,
                    y: 0,
                    r: ROTATE_VERTICAL
                }],
                ['l', 216, 86, {
                    x: 0,
                    y: 0,
                    f: 1
                }],
            ]
        }]
    ),
    '-': generateFontData(
        712, 188, 0,
        0, 0, 0, 0,
        [{
            d: -1,
            v: [
                ['m', 0, 0, {
                    x: 0,
                    y: 0,
                    r: ROTATE_VERTICAL
                }],
                ['l', 188, 0, {
                    x: 0,
                    y: 0,
                    f: 1
                }],
            ]
        }]
    ),
    '_': generateFontData(
        481, 235, 400,
        0, 0, 0, 0,
        [{
            d: -1,
            v: [
                ['m', 0, 400, {
                    x: 0,
                    y: 0,
                    r: ROTATE_VERTICAL
                }],
                ['l', 235, 400, {
                    x: 0,
                    y: 0,
                    f: 1
                }],
            ]
        }]
    ),
    ':': generateFontData(
        231, 8, 355,
        0, 0, 0, 0,
        [{
                d: 1,
                v: [
                    ['a', 8 / 2, 355 - 1.5 - 170],
                ]
            },
            {
                d: 1,
                v: [
                    ['a', 8 / 2, 355 - 1.5],
                ]
            }
        ]
    ),
    ';': generateFontData(
        231, 8, 355,
        0, 0, 0, 0,
        [{
            d: 1,
            v: [
                ['a', 8 / 2, 355 - 1.5 - 170],
            ]
        }, {
            d: -1,
            v: [
                ['m', 8 / 2, 350, {
                    x: 0,
                    y: 2,
                    r: getR(8 / 2, 350, 8 / 2 - 10, 80 + 350)
                }],
                ['l', 8 / 2 - 10, 80 + 350, {
                    x: 0,
                    y: 0.5,
                    f: 1
                }],
            ]
        }]
    ),
    '.': generateFontData(
        231, 8, 355,
        0, 0, 0, 0,
        [{
            d: 1,
            v: [
                ['a', 8 / 2, 355 - 1.5],
            ]
        }]
    ),
    ',': generateFontData(
        231, 10, 355,
        10, 10, 0, 0,
        [{
            d: -1,
            v: [
                ['m', 10, 350, {
                    x: 0,
                    y: 2,
                    r: getR(10, 350, 0, 80 + 350)
                }],
                ['l', 0, 80 + 350, {
                    x: 0,
                    y: 0.5,
                    f: 1
                }],
            ]
        }]
    ),
    "'": generateFontData(
        173, 0, 360,
        0, 0, 0, 0,
        [{
            d: -1,
            v: [
                ['m', 0, 0, {
                    x: 0,
                    y: 0
                }],
                ['l', 0, 80, {
                    x: 0,
                    y: 0,
                    f: 1
                }],
            ]
        }]
    ),
    '"': generateFontData(
        297, 60, 360,
        0, 0, 0, 0,
        [{
            d: -1,
            v: [
                ['m', 0, 0, {
                    x: -1.5,
                    y: 0
                }],
                ['l', 0, 80, {
                    x: -1.5,
                    y: 0,
                    f: 1
                }],
            ]
        }, {
            d: -1,
            v: [
                ['m', 60, 0, {
                    x: -1.5,
                    y: 0
                }],
                ['l', 60, 80, {
                    x: -1.5,
                    y: 0,
                    f: 1
                }],
            ]
        }]
    ),
    '~': generateFontData(
        731, 199.391, 47.063,
        0, 0, 0, 0,
        [{
            d: 1,
            v: [
                ['m', 199.4, 20.7, {
                    x: 0,
                    y: 0,
                    r: getCurveR(199.4, 20.7, 187.6, 36.6, 168.2, 47.1, 148.2, 47.1, 0),
                    f: 1
                }],
                ['b', 187.6, 36.6, 168.2, 47.1, 148.2, 47.1, {
                    x: 0,
                    y: 0,
                    r: ROTATE_VERTICAL
                }],
                ['b', 129.1, 47.1, 112.1, 36.6, 95.3, 25.5, {
                    x: 0,
                    y: 0
                }],
                ['b', 76.8, 13.2, 59.1, 0, 39.6, 0, {
                    x: 0,
                    y: 0,
                    r: ROTATE_VERTICAL
                }],
                ['b', 22.3, 0, 10.9, 8.9, 0, 20, {
                    x: 0,
                    y: 0
                }],
            ]
        }]
    ),
    '(': generateFontData(
        365, 107.865, 360,
        0, 0, 0, 0,
        [{
            d: 1,
            v: [
                ['m', 107.9, 360, {
                    y: 0.8,
                    r: getCurveR(107.9, 360, 39.7, 321.1, 0, 259.8, 0, 182.9, 0),
                    f: 1
                }],
                ['b', 39.7, 321.1, 0, 259.8, 0, 182.9, {
                    y: 0.8,
                    r: ROTATE_HORIZONTAL
                }],
                ['b', 0, 100.2, 39.7, 38.9, 107.9, 0, {
                    y: 0.8
                }],
            ]
        }]
    ),
    ')': generateFontData(
        365, 107.865, 360,
        0, 0, 0, 0,
        [{
            d: -1,
            v: [
                ['m', 0, 0, {
                    y: 0.8,
                    r: getCurveR(0, 0, 68.2, 38.9, 107.9, 100.2, 107.9, 177, 0)
                }],
                ['b', 68.2, 38.9, 107.9, 100.2, 107.9, 177, {
                    y: 0.8,
                    r: ROTATE_HORIZONTAL
                }],
                ['b', 107.9, 259.8, 68.2, 321.1, 0, 360, {
                    y: 0.8,
                    f: 1
                }],
            ]
        }]
    ),
    '{': generateFontData(
        385, 107.865, 360,
        0, 0, 0, 0,
        [{
            d: 1,
            v: [
                ['m', 94.5, 360, {
                    x: -0.5,
                    r: ROTATE_VERTICAL
                }],
                ['l', 77.9, 360, {
                    x: -0.5
                }],
                ['b', 57.4, 360, 37, 343, 37, 310.7, {
                    x: -0.5
                }],
                ['l', 37, 233.4, {
                    x: -0.5
                }],
                ['b', 37, 207.9, 24.3, 183.7, 3.8, 180.7, {
                    x: -0.5,
                    r: ROTATE_VERTICAL
                }],
                ['l', 3.8, 179.8, {
                    x: -0.5,
                    r: ROTATE_VERTICAL,
                    p: 1
                }],
                ['b', 24.3, 176.8, 37, 153.1, 37, 126.7, {
                    x: -0.5
                }],
                ['l', 37, 49.4, {
                    x: -0.5
                }],
                ['b', 37, 17.1, 57.4, 0.1, 77.9, 0.1, {
                    x: -0.5
                }],
                ['l', 94.5, 0.1, {
                    x: -0.5,
                }],
            ]
        }]
    ),
    '}': generateFontData(
        385, 107.865, 360,
        0, 0, 0, 0,
        [{
            d: -1,
            v: [
                ['m', 13.4, 0.1, {
                    x: -0.5,
                    r: ROTATE_VERTICAL
                }],
                ['l', 30, 0.1, {
                    x: -0.5
                }],
                ['b', 50.4, 0.1, 70.8, 17.1, 70.8, 49.4, {
                    x: -0.5
                }],
                ['l', 70.8, 126.7, {
                    x: -0.5
                }],
                ['b', 70.8, 153.1, 83.6, 176.8, 104, 179.8, {
                    x: -0.5,
                    r: ROTATE_VERTICAL
                }],
                ['l', 104, 180.7, {
                    x: -0.5,
                    r: ROTATE_VERTICAL,
                    p: 1
                }],
                ['b', 83.6, 183.7, 70.8, 207.9, 70.8, 233.4, {
                    x: -0.5
                }],
                ['l', 70.8, 310.7, {
                    x: -0.5
                }],
                ['b', 70.8, 343, 50.4, 360, 30, 360, {
                    x: -0.5
                }],
                ['l', 13.4, 360, {
                    x: -0.5
                }],
            ]
        }]
    ),
    '[': generateFontData(
        365, 66, 352,
        0, 0, 0, 0,
        [{
            d: -1,
            v: [
                ['m', 66, 0, {
                    x: -1,
                    r: ROTATE_VERTICAL
                }],
                ['l', 0, 0, {
                    r: ROTATE_HORIZONTAL,
                    f: 1
                }],
                ['l', 0, 352, {
                    r: ROTATE_HORIZONTAL,
                    f: 1
                }],
                ['l', 66, 352, {
                    x: -1,
                    f: 1
                }],
            ]
        }]
    ),
    ']': generateFontData(
        365, 66, 352,
        0, 0, 0, 0,
        [{
            d: -1,
            v: [
                ['m', 0, 0, {
                    x: -1,
                    r: ROTATE_VERTICAL
                }],
                ['l', 66, 0, {
                    r: ROTATE_HORIZONTAL,
                    f: 1
                }],
                ['l', 66, 352, {
                    r: ROTATE_HORIZONTAL,
                    f: 1
                }],
                ['l', 0, 352, {
                    x: -1,
                    f: 1
                }],
            ]
        }]
    ),
    '<': generateFontData(
        423, 90, 352,
        0, 0, 0, 0,
        [{
            d: -1,
            v: [
                ['m', 90, 0, {
                    x: -1,
                    y: 0.3,
                    r: getR(90, 0, 0, 176)
                }],
                ['l', 0, 176, {
                    r: ROTATE_HORIZONTAL,
                    f: 1
                }],
                ['l', 90, 352, {
                    x: -1,
                    y: 0.3,
                    f: 1
                }],
            ]
        }]
    ),
    '>': generateFontData(
        423, 90, 352,
        0, 0, 0, 0,
        [{
            d: -1,
            v: [
                ['m', 0, 0, {
                    x: -1,
                    y: 0.3,
                    r: getR(0, 0, 90, 176)
                }],
                ['l', 90, 176, {
                    r: ROTATE_HORIZONTAL,
                    f: 1
                }],
                ['l', 0, 352, {
                    x: -1,
                    y: 0.3,
                    f: 1
                }],
            ]
        }]
    ),
    '/': generateFontData(
        433, 130, 352,
        0, 0, 0, 0,
        [{
            d: 1,
            v: [
                ['m', 0, 352, {
                    r: getR(0, 352, 130, 0),
                    f: 1,
                    y: 0
                }],
                ['l', 130, 0, {
                    y: 0
                }]
            ]
        }]
    ),
    'þ': generateFontData(
        600, 232, 338,
        -10, -2, -117, -117,
        [{
            d: -1,
            v: [
                ['m', 0, -106, {
                    y: 0
                }],
                ['l', 0, 116, {
                    r: ROTATE_NONE
                }],
                ['b', 0, 180.1, 51.9, 232, 116, 232, {
                    r: ROTATE_VERTICAL
                }],
                ['b', 180.1, 232, 232, 180.1, 232, 116, {
                    r: ROTATE_HORIZONTAL
                }],
                ['b', 232, 51.9, 180.1, 0, 116, 0, {
                    r: ROTATE_VERTICAL
                }],
                ['b', 51.9, 0, 0, 51.9, 0, 116, {
                    r: ROTATE_HORIZONTAL
                }],
                ['l', 0, 338, {
                    y: 0,
                    f: 1
                }],
            ]
        }]
    ),
    'Þ': generateFontData(
        520, 162, 352,
        -5, -70, 0, 0,
        [{
                d: -1,
                v: [
                    ['m', 0, 0, {
                        x: 0,
                        y: 0,
                        r: ROTATE_HORIZONTAL,
                    }],
                    ['l', 0, 352, {
                        x: 0,
                        y: 0,
                        r: ROTATE_HORIZONTAL,
                        f: 1
                    }],
                ]
            },
            {
                d: 1,
                v: [
                    ['m', 0, 281.6, {
                        x: 0,
                        r: ROTATE_VERTICAL,
                        f: 1,
                        p: 1
                    }],
                    ['l', 57, 281.6, {
                        x: -0.5,
                        r: ROTATE_VERTICAL,
                        f: 1
                    }],
                    ['b', 115.0, 281.6, 162.0, 233.4, 162.0, 175.4, {
                        x: -0.5,
                        r: ROTATE_HORIZONTAL
                    }],
                    ['b', 162.0, 117.4, 115.0, 70.4, 57.0, 70.4, {
                        x: -0.5,
                        r: ROTATE_VERTICAL
                    }],
                    ['l', 0, 70.4, {
                        x: 0,
                        r: ROTATE_VERTICAL,
                        f: 1,
                        p: 1
                    }],
                ]
            }
        ]
    ),
    'ß': generateFontData(
        596, 209, 352,
        -10, -10, 0, 0,
        [{
            d: 1,
            v: [
                ['m', 0.0, 348.3, {
                    r: ROTATE_HORIZONTAL,
                    f: 1,
                    x: 0,
                    y: 0
                }],
                ['l', 0.0, 104.3, {
                    x: 0
                }],
                ['b', 0.0, 46.0, 36.0, 0.0, 98.9, 0.0, {
                    x: 0
                }],
                ['b', 145.2, 0.0, 191.0, 27.9, 191.0, 81.0, {
                    x: 1
                }],
                ['b', 191.0, 110.7, 165.6, 131.8, 151.8, 140.9],
                ['l', 140.0, 148.8],
                ['b', 120.6, 161.7, 110.8, 172.8, 110.8, 185.5],
                ['b', 110.8, 206.7, 131.6, 213.8, 140.0, 217.5],
                //['l', 163.7, 228.6],
                ['b', 190.6, 241.1, 211.0, 262.7, 211.0, 289.6],
                ['b', 211.0, 329.5, 174.8, 352.0, 142.5, 352.0],
                ['b', 97.3, 352.0, 75.2, 319.7, 72.3, 289.3],
            ]
        }]
    ),
};



// ─── Final font map ──────────────────────────────────────────────────────────
const LEON_FONT = Object.assign({}, UPPER, LOWER, NUMBER, SPECIAL);
